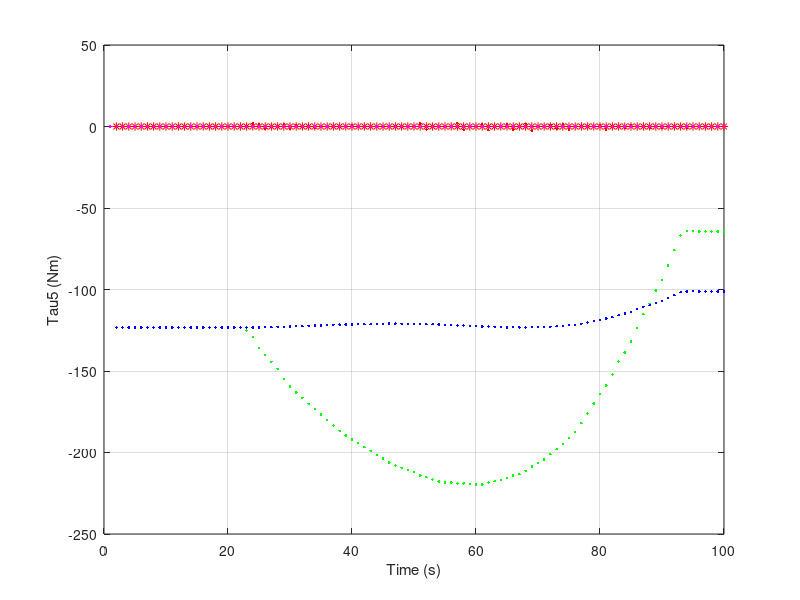

This chart was generated by the following MATLAB code:
%% TAO TAP HOP CAC DIEM QUY DAO MO PHONG
% syms l1 l2 l3 l4 l5 lc1 lc2 lc3 lc4 lc5
% syms t1 t2 t3 t4 t5
% syms Ixx1 Iyy1 Iyy2 Iyy3 Iyy4 Iyy5 Izz5
% syms m1 m2 m3 m4 m5

Ixx1 = 4.61147
Iyy1 = 29.9920
Iyy2 = 8.03322
Iyy3 = 16.04504
Iyy4 = 0.06328
Iyy5 = 0.24861 
Izz5 = 0.14388 

m1 = 27.5 %kg
m2 = 24.0
m3 = 25.0
m4 = 3.0
m5 = 15.0

l1 = 0.690 %m
l2 = 0.440
l3 = 0.500
l4 = 0.0
l5 = 0.230

lc1 = 0.660 %m
lc2 = 0.255
lc3 = 0.143
lc4 = 0.6
lc5 = 0.143

data = csvread('data_robot_tinh_toan.csv', 0, 1); % 'file.csv' là tên tệp CSV, 0 là số dòng bắt đầu (0 nếu không có dòng tiêu đ�?), 1 là số cột (cột thứ 2)

t1_array = data(:, 2)
t2_array = data(:, 3)
t3_array = data(:, 4)
t4_array = data(:, 5)
t5_array = data(:, 6)

t1_d_array = data(:, 8)
t2_d_array = data(:, 9)
t3_d_array = data(:, 10)
t4_d_array = data(:, 11)

t1_dd_array = data(:, 12)
t2_dd_array = data(:, 13)
t3_dd_array = data(:, 14)
t4_dd_array = data(:, 15)

t1 = 0 %rad
t2 = 0
t3 = 0
t4 = - pi / 2
t5 = 0

for i = 1:1:100

     t1 = t1_array(i) * pi / 180 %rad
     t2 = t2_array(i) * pi / 180
     t3 = t3_array(i) * pi / 180
     t4 = t4_array(i) * pi / 180
     t5 = t5_array(i) * pi / 180

     t1_d = t1_d_array(i) * pi / 180;
     t2_d = t2_d_array(i) * pi / 180;
     t3_d = t3_d_array(i) * pi / 180;
     t4_d = t4_d_array(i) * pi / 180;
     t5_d = 0;

     % TAO MA TRAN GIA TOC
     t1_dd = t1_dd_array(i) * pi / 180;
     t2_dd = t2_dd_array(i) * pi / 180;
     t3_dd = t3_dd_array(i) * pi / 180;
     t4_dd = t4_dd_array(i) * pi / 180;
     t5_dd = 0;

     q_dd = [t1_dd ; t2_dd ; t3_dd ; t4_dd ; t5_dd];

     %% RUT GON KET QUA BIEU THUC G
     G1 = 0
     G2 = (49*m4*(l3*cos(t2 + t3) + l2*cos(t2)))/5 + (49*m5*(l3*cos(t2 + t3) + l2*cos(t2)))/5 + (49*m3*(lc3*cos(t2 + t3) + l2*cos(t2)))/5 + (49*lc2*m2*cos(t2))/5
     G3 = (49*l3*m4*cos(t2 + t3))/5 + (49*l3*m5*cos(t2 + t3))/5 + (49*lc3*m3*cos(t2 + t3))/5
     G4 = 0
     G5 = 0

     G = [G1; G2; G3; G4; G5;]

     %% RUT GON KET QUA BIEU THUC D
     D11 = Iyy1 + Izz5 + Iyy2*cos(t2)*cos(t2) + Iyy3*cos(t2 + t3)*cos(t2 + t3) ...
     + m4*cos(t1)*cos(t1)*(cos(t2)*l2 + cos(t2 + t3)*...
     (l3))*(l3*cos(t2 + t3) + l2*cos(t2)) + m5*cos(t1)*cos(t1)*(cos(t2)*...
     (l2) + cos(t2 + t3)*l3)*(l3*cos(t2 + t3) + l2*cos(t2)) + m3*cos...
     (t1)*cos(t1)*(cos(t2)*l2 + cos(t2 + t3)*lc2)*...
     (lc3*cos(t2 + t3) + l2*cos(t2)) + m4*sin(t1)*sin(t1)*(cos(t2)*l2 + ...
     cos(t2 + t3)*l3)*(l3*cos(t2 + t3) + l2*cos(t2)) + m5*sin(t1)...
     *sin(t1)*(cos(t2)*l2 + cos(t2 + t3)*l3)*(l3*cos(t2 + ...
     t3) + l2*cos(t2)) + m3*sin(t1)*sin(t1)*(cos(t2)*l2 + cos(t2 + ...
     t3)*lc2)*(lc3*cos(t2 + t3) + l2*cos(t2)) + lc2*m2*cos(t1)*cos(...
     (t2))*lc2*cos(t1)*cos(t2) + lc2*m2*cos(t2)*sin(t1)*lc2*cos...
     (t2)*sin(t1)

     D12 = Iyy2*sin(t1)*sin(t2)*cos(t1)*cos(t2) - Iyy2*cos(t1)*sin(t2)...
     *cos(t2)*sin(t1) - m4*cos(t1)*sin(t1)*(cos(t2)*l2 + cos(t2 + ...
     t3)*l3)*(l3*sin(t2 + t3) + l2*sin(t2)) + m4*sin(t1)*cos(t1)*(cos...
     (t2)*l2 + cos(t2 + t3)*l3)*(l3*sin(t2 + t3) + l2*sin...
     (t2)) - m5*cos(t1)*sin(t1)*(cos(t2)*l2 + cos(t2 + t3)...
     *l3)*(l3*sin(t2 + t3) + l2*sin(t2)) + m5*sin(t1)*cos(t1)*(cos(t2)...
     *l2 + cos(t2 + t3)*l3)*(l3*sin(t2 + t3) + l2*sin(t2)) - ...
     m3*cos(t1)*sin(t1)*(cos(t2)*l2 + cos(t2 + t3)*...
     (lc3))*(lc3*sin(t2 + t3) + l2*sin(t2)) + m3*sin(t1)*cos(t1)*(cos(t2)*...
     (l2) + cos(t2 + t3)*lc2)*(lc3*sin(t2 + t3) + l2*sin(t2)) - Iyy3*cos...
     (t1)*sin(t2 + t3)*cos(t2 + t3)*sin(t1) + Iyy3*sin(t1)*sin...
     (t2 + t3)*cos(t2 + t3)*cos(t1) - lc2*m2*cos(t1)*cos(t2)*...
     (lc2)*sin(t1)*sin(t2) + lc2*m2*cos(t2)*sin(t1)*lc2*cos(t1)*sin(t2)

     D13 = Iyy3*sin(t1)*sin(t2 + t3)*cos(t2 + t3)*cos(t1) - Iyy3*cos(t1)...
     *sin(t2 + t3)*cos(t2 + t3)*sin(t1) - l3*m4*cos(t1)*sin(t2 + t3)*sin...
     (t1)*(cos(t2)*l2 + cos(t2 + t3)*l3) + l3*m4*sin(...
     (t1))*sin(t2 + t3)*cos(t1)*(cos(t2)*l2 + cos(t2 + t3)*...
     (l3)) - l3*m5*cos(t1)*sin(t2 + t3)*sin(t1)*(cos(t2)*l2 + cos(...
     (t2) + t3)*l3) + l3*m5*sin(t1)*sin(t2 + t3)*cos(t1)*(cos(t2)...
     *l2 + cos(t2 + t3)*l3) - lc3*m3*cos(t1)*sin(t2 + t3)...
     *sin(t1)*(cos(t2)*l2 + cos(t2 + t3)*lc2) + lc3*m3*sin...
     (t1)*sin(t2 + t3)*cos(t1)*(cos(t2)*l2 + cos(t2 + t3)...
     *lc2)

     D14 = 0

     D15 = -Izz5

     D21 = Iyy2*cos(t2)*(cos(t1)*sin(t1)*sin(t2) - sin(t1)*cos(t1)*sin(t2)) + ...
     Iyy3*cos(t2 + t3)*(cos(t1)*sin(t2 + t3)*sin(t1) - sin(t1)*sin...
     (t2 + t3)*cos(t1)) + m4*cos(t1)*sin(t1)*(l3*cos(t2 + t3) + l2*cos(t2))*(sin...
     (t2)*l2 + sin(t2 + t3)*l3) - m4*sin(t1)*cos(t1)*...
     (l3*cos(t2 + t3) + l2*cos(t2))*(sin(t2)*l2 + sin(t2 + t3)...
     *l3) + m5*cos(t1)*sin(t1)*(l3*cos(t2 + t3) + l2*cos(t2))*(sin(t2)...
     *l2 + sin(t2 + t3)*l3) - m5*sin(t1)*cos(t1)*(l3*cos(t2 ...
     + t3) + l2*cos(t2))*(sin(t2)*l2 + sin(t2 + t3)*l3) + ...
     m3*cos(t1)*sin(t1)*(lc3*cos(t2 + t3) + l2*cos(t2))*(sin(t2)*l2 + ...
     sin(t2 + t3)*lc2) - m3*sin(t1)*cos(t1)*(lc3*cos(t2 + t3) + ...
     l2*cos(t2))*(sin(t2)*l2 + sin(t2 + t3)*lc2) + ...
     lc2*m2*cos(t1)*sin(t2)*lc2*cos(t2)*sin(t1) - lc2*m2*sin(t1)...
     *sin(t2)*lc2*cos(t1)*cos(t2)

     D22 = sin(t1)*(Iyy5*(cos(t1)*cos(t5) + sin(t1)*sin(t5))*(cos(...
     (t1))*(cos(t1)*sin(t5) - cos(t5)*sin(t1)) + sin(t1)*(cos(t1)*cos(t5) + sin(t1)...
     *sin(t5))) - Iyy5*(cos(t1)*sin(t5) - cos(t5)*sin(t1))*(cos...
     (t1)*(cos(t1)*cos(t5) + sin(t1)*sin(t5)) - sin(t1)*(cos(t1)*sin(t5) - cos...
     (t5)*sin(t1)))) + cos(t1)*(Iyy3*cos(t1)*(cos(t1)*cos(t1) + sin(t1)...
     *sin(t1)) + Iyy3*sin(t1)*sin(t2 + t3)*(cos(t1)*sin(t2 + t3)...
     *sin(t1) - sin(t1)*sin(t2 + t3)*cos(t1))) + cos(t1)*(Iyy4*cos(t1)*(cos...
     (t1)*cos(t1) + sin(t1)*sin(t1)) + Iyy4*sin(t1)*(cos(t1)*sin...
     (t1) - sin(t1)*cos(t1))) + sin(t1)*(Iyy3*sin(t1)*(cos(t1)*cos(t1) + ...
     sin(t1)*sin(t1)) - Iyy3*cos(t1)*sin(t2 + t3)*(cos(t1)...
     *sin(t2 + t3)*sin(t1) - sin(t1)*sin(t2 + t3)*cos(t1))) - sin(t1)*(Iyy4*cos(...
     (t1))*(cos(t1)*sin(t1) - sin(t1)*cos(t1)) - Iyy4*sin(t1)*(cos(...
     (t1))*cos(t1) + sin(t1)*sin(t1))) + cos(t1)*(Iyy2*cos(t1)*(cos(t1)...
     *cos(t1) + sin(t1)*sin(t1)) + Iyy2*sin(t1)*sin(t2)*(cos(t1)...
     *sin(t1)*sin(t2) - sin(t1)*cos(t1)*sin(t2))) + sin(t1)*(Iyy2*sin(t1)*(cos...
     (t1)*cos(t1) + sin(t1)*sin(t1)) - Iyy2*cos(t1)*sin(t2)*(cos...
     (t1)*sin(t1)*sin(t2) - sin(t1)*cos(t1)*sin(t2))) + cos(t1)*(Iyy5*(cos...
     (t1)*cos(t5) + sin(t1)*sin(t5))*(cos(t1)*(cos(t1)*cos...
     (t5) + sin(t1)*sin(t5)) - sin(t1)*(cos(t1)*sin(t5) - cos(t5)*sin(t1))) + Iyy5*...
     (cos(t1)*sin(t5) - cos(t5)*sin(t1))*(cos(t1)*(cos(t1)...
     *sin(t5) - cos(t5)*sin(t1)) + sin(t1)*(cos(t1)*cos(t5) + sin(t1)*sin(t5)))) + ...
     m4*(cos(t2)*l2 + cos(t2 + t3)*l3)*(l3*cos(t2 + t3) + ...
     l2*cos(t2)) + m5*(cos(t2)*l2 + cos(t2 + t3)*l3)*(l3*cos...
     (t2 + t3) + l2*cos(t2)) + m3*(cos(t2)*l2 + cos(t2 + t3)*...
     (lc3))*(lc3*cos(t2 + t3) + l2*cos(t2)) + m4*cos(t1)*cos(t1)*(sin(t2)*...
     (l2) + sin(t2 + t3)*l3)*(l3*sin(t2 + t3) + l2*sin(t2)) + m5*cos...
     (t1)*cos(t1)*(sin(t2)*l2 + sin(t2 + t3)*l3)*...
     (l3*sin(t2 + t3) + l2*sin(t2)) + m3*cos(t1)*cos(t1)*(sin(t2)*l2 + ...
     sin(t2 + t3)*lc2)*(lc3*sin(t2 + t3) + l2*sin(t2)) + lc2*m2*cos(...
     (t2))*lc2*cos(t2) + m4*sin(t1)*sin(t1)*(sin(t2)*l2 + sin(...
     (t2) + t3)*l3)*(l3*sin(t2 + t3) + l2*sin(t2)) + m5*sin(t1)*sin(t1)*...
     (sin(t2)*l2 + sin(t2 + t3)*l3)*(l3*sin(t2 + t3) + ...
     l2*sin(t2)) + m3*sin(t1)*sin(t1)*(sin(t2)*l2 + sin(t2 + ...
     (t3))*lc2)*(lc3*sin(t2 + t3) + l2*sin(t2)) + lc2*m2*cos(t1)*sin(t2)...
     *lc2*cos(t1)*sin(t2) + lc2*m2*sin(t1)*sin(t2)*lc2*sin(t1)*sin...
     (t2)

     D23 = sin(t1)*(Iyy5*(cos(t1)*cos(t5) + sin(t1)*sin(t5))*(cos(...
     (t1))*(cos(t1)*sin(t5) - cos(t5)*sin(t1)) + sin(t1)*(cos(t1)*cos(t5) + sin(t1)...
     *sin(t5))) - Iyy5*(cos(t1)*sin(t5) - cos(t5)*sin(t1))*(cos...
     (t1)*(cos(t1)*cos(t5) + sin(t1)*sin(t5)) - sin(t1)*(cos(t1)*sin(t5) - cos...
     (t5)*sin(t1)))) + cos(t1)*(Iyy3*cos(t1)*(cos(t1)*cos(t1) + sin(t1)...
     *sin(t1)) + Iyy3*sin(t1)*sin(t2 + t3)*(cos(t1)*sin(t2 + t3)...
     *sin(t1) - sin(t1)*sin(t2 + t3)*cos(t1))) + cos(t1)*(Iyy4*cos(t1)*(cos...
     (t1)*cos(t1) + sin(t1)*sin(t1)) + Iyy4*sin(t1)*(cos(t1)*sin...
     (t1) - sin(t1)*cos(t1))) + sin(t1)*(Iyy3*sin(t1)*(cos(t1)*cos(t1) + ...
     sin(t1)*sin(t1)) - Iyy3*cos(t1)*sin(t2 + t3)*(cos(t1)...
     *sin(t2 + t3)*sin(t1) - sin(t1)*sin(t2 + t3)*cos(t1))) - sin(t1)*(Iyy4*cos(...
     (t1))*(cos(t1)*sin(t1) - sin(t1)*cos(t1)) - Iyy4*sin(t1)*(cos(...
     (t1))*cos(t1) + sin(t1)*sin(t1))) + cos(t1)*(Iyy5*(cos(t1)*cos(t5) ...
     + sin(t1)*sin(t5))*(cos(t1)*(cos(t1)*cos(t5) + sin(t1)*sin(t5)) - ...
     sin(t1)*(cos(t1)*sin(t5) - cos(t5)*sin(t1))) + Iyy5*(cos(t1)*sin(...
     (t5)) - cos(t5)*sin(t1))*(cos(t1)*(cos(t1)*sin(t5) - cos(t5)*sin...
     (t1)) + sin(t1)*(cos(t1)*cos(t5) + sin(t1)*sin(t5)))) + l3*m4*cos(t2 + t3)*(cos...
     (t2)*l2 + cos(t2 + t3)*l3) + l3*m5*cos(t2 + t3)*(cos...
     (t2)*l2 + cos(t2 + t3)*l3) + lc3*m3*cos(t2 + t3)*(cos...
     (t2)*l2 + cos(t2 + t3)*lc2) + l3*m4*cos(t1)*sin...
     (t2 + t3)*cos(t1)*(sin(t2)*l2 + sin(t2 + t3)*l3) + ...
     l3*m5*cos(t1)*sin(t2 + t3)*cos(t1)*(sin(t2)*l2 + sin(t2 + ...
     t3)*l3) + lc3*m3*cos(t1)*sin(t2 + t3)*cos(t1)*(sin(t2)*...
     (l2) + sin(t2 + t3)*lc2) + l3*m4*sin(t1)*sin(t2 + t3)*sin(t1)...
     *(sin(t2)*l2 + sin(t2 + t3)*l3) + l3*m5*sin(t1)...
     *sin(t2 + t3)*sin(t1)*(sin(t2)*l2 + sin(t2 + t3)*l3) + ...
     lc3*m3*sin(t1)*sin(t2 + t3)*sin(t1)*(sin(t2)*l2 + sin(t2 + ...
     t3)*lc2)

     D24 = sin(t1)*(Iyy5*(cos(t1)*cos(t5) + sin(t1)*sin(t5))*(cos(...
     (t1))*(cos(t1)*sin(t5) - cos(t5)*sin(t1)) + sin(t1)*(cos(t1)*cos(t5) + sin(t1)...
     *sin(t5))) - Iyy5*(cos(t1)*sin(t5) - cos(t5)*sin(t1))*(cos...
     (t1)*(cos(t1)*cos(t5) + sin(t1)*sin(t5)) - sin(t1)*(cos(t1)*sin(t5) - cos...
     (t5)*sin(t1)))) + cos(t1)*(Iyy4*cos(t1)*(cos(t1)*cos(t1) + sin(t1)...
     *sin(t1)) + Iyy4*sin(t1)*(cos(t1)*sin(t1) - sin(t1)*cos(t1))) - sin...
     (t1)*(Iyy4*cos(t1)*(cos(t1)*sin(t1) - sin(t1)*cos(t1)) - Iyy4*sin...
     (t1)*(cos(t1)*cos(t1) + sin(t1)*sin(t1))) + cos(t1)*(Iyy5*(cos(...
     (t1))*cos(t5) + sin(t1)*sin(t5))*(cos(t1)*(cos(t1)*cos(t5) + ...
     sin(t1)*sin(t5)) - sin(t1)*(cos(t1)*sin(t5) - cos(t5)*sin(t1))) + Iyy5*(cos...
     (t1)*sin(t5) - cos(t5)*sin(t1))*(cos(t1)*(cos(t1)*sin...
     (t5) - cos(t5)*sin(t1)) + sin(t1)*(cos(t1)*cos(t5) + sin(t1)*sin(t5))))

     D25 = 0

     D31 = Iyy3*cos(t2 + t3)*(cos(t1)*sin(t2 + t3)*sin(t1) - sin(t1)*sin...
     (t2 + t3)*cos(t1)) + m4*cos(t1)*sin(t2 + t3)*l3*sin(t1)*...
     (l3*cos(t2 + t3) + l2*cos(t2)) - m4*sin(t1)*sin(t2 + t3)*l3...
     *cos(t1)*(l3*cos(t2 + t3) + l2*cos(t2)) + m5*cos(t1)*sin(t2 + t3)...
     *l3*sin(t1)*(l3*cos(t2 + t3) + l2*cos(t2)) - m5*sin(t1)*sin(t2 + ...
     t3)*l3*cos(t1)*(l3*cos(t2 + t3) + l2*cos(t2)) + m3*cos(t1)*sin(...
     (t2) + t3)*lc2*sin(t1)*(lc3*cos(t2 + t3) + l2*cos(t2)) - m3*sin(t1)...
     *sin(t2 + t3)*lc2*cos(t1)*(lc3*cos(t2 + t3) + l2*cos(t2))

     D32 = sin(t1)*(Iyy5*(cos(t1)*cos(t5) + sin(t1)*sin(t5))*(cos(...
     (t1))*(cos(t1)*sin(t5) - cos(t5)*sin(t1)) + sin(t1)*(cos(t1)*cos(t5) + sin(t1)...
     *sin(t5))) - Iyy5*(cos(t1)*sin(t5) - cos(t5)*sin(t1))*(cos...
     (t1)*(cos(t1)*cos(t5) + sin(t1)*sin(t5)) - sin(t1)*(cos(t1)*sin(t5) - cos...
     (t5)*sin(t1)))) + cos(t1)*(Iyy3*cos(t1)*(cos(t1)*cos(t1) + sin(t1)...
     *sin(t1)) + Iyy3*sin(t1)*sin(t2 + t3)*(cos(t1)*sin(t2 + t3)...
     *sin(t1) - sin(t1)*sin(t2 + t3)*cos(t1))) + cos(t1)*(Iyy4*cos(t1)*(cos...
     (t1)*cos(t1) + sin(t1)*sin(t1)) + Iyy4*sin(t1)*(cos(t1)*sin...
     (t1) - sin(t1)*cos(t1))) + sin(t1)*(Iyy3*sin(t1)*(cos(t1)*cos(t1) + ...
     sin(t1)*sin(t1)) - Iyy3*cos(t1)*sin(t2 + t3)*(cos(t1)...
     *sin(t2 + t3)*sin(t1) - sin(t1)*sin(t2 + t3)*cos(t1))) - sin(t1)*(Iyy4*cos(...
     (t1))*(cos(t1)*sin(t1) - sin(t1)*cos(t1)) - Iyy4*sin(t1)*(cos(...
     (t1))*cos(t1) + sin(t1)*sin(t1))) + cos(t1)*(Iyy5*(cos(t1)*cos(t5) ...
     + sin(t1)*sin(t5))*(cos(t1)*(cos(t1)*cos(t5) + sin(t1)*sin(t5)) - ...
     sin(t1)*(cos(t1)*sin(t5) - cos(t5)*sin(t1))) + Iyy5*(cos(t1)*sin(...
     (t5)) - cos(t5)*sin(t1))*(cos(t1)*(cos(t1)*sin(t5) - cos(t5)*sin...
     (t1)) + sin(t1)*(cos(t1)*cos(t5) + sin(t1)*sin(t5)))) + m4*cos(t2 + ...
     (t3))*l3*(l3*cos(t2 + t3) + l2*cos(t2)) + m5*cos(t2 + t3)*l3*...
     (l3*cos(t2 + t3) + l2*cos(t2)) + m3*cos(t2 + t3)*lc2*(lc3*cos(t2 + ...
     t3) + l2*cos(t2)) + m4*cos(t1)*sin(t2 + t3)*l3*cos(t1)*...
     (l3*sin(t2 + t3) + l2*sin(t2)) + m5*cos(t1)*sin(t2 + t3)*l3...
     *cos(t1)*(l3*sin(t2 + t3) + l2*sin(t2)) + m3*cos(t1)*sin(t2 + t3)...
     *lc2*cos(t1)*(lc3*sin(t2 + t3) + l2*sin(t2)) + m4*sin(t1)*sin(t2 + ...
     t3)*l3*sin(t1)*(l3*sin(t2 + t3) + l2*sin(t2)) + m5*sin(t1)*sin(...
     (t2) + t3)*l3*sin(t1)*(l3*sin(t2 + t3) + l2*sin(t2)) + m3*sin(t1)...
     *sin(t2 + t3)*lc2*sin(t1)*(lc3*sin(t2 + t3) + l2*sin(t2))

     D33 = sin(t1)*(Iyy5*(cos(t1)*cos(t5) + sin(t1)*sin(t5))*(cos(...
     (t1))*(cos(t1)*sin(t5) - cos(t5)*sin(t1)) + sin(t1)*(cos(t1)*cos(t5) + sin(t1)...
     *sin(t5))) - Iyy5*(cos(t1)*sin(t5) - cos(t5)*sin(t1))*(cos...
     (t1)*(cos(t1)*cos(t5) + sin(t1)*sin(t5)) - sin(t1)*(cos(t1)*sin(t5) - cos...
     (t5)*sin(t1)))) + cos(t1)*(Iyy3*cos(t1)*(cos(t1)*cos(t1) + sin(t1)...
     *sin(t1)) + Iyy3*sin(t1)*sin(t2 + t3)*(cos(t1)*sin(t2 + t3)...
     *sin(t1) - sin(t1)*sin(t2 + t3)*cos(t1))) + cos(t1)*(Iyy4*cos(t1)*(cos...
     (t1)*cos(t1) + sin(t1)*sin(t1)) + Iyy4*sin(t1)*(cos(t1)*sin...
     (t1) - sin(t1)*cos(t1))) + sin(t1)*(Iyy3*sin(t1)*(cos(t1)*cos(t1) + ...
     sin(t1)*sin(t1)) - Iyy3*cos(t1)*sin(t2 + t3)*(cos(t1)...
     *sin(t2 + t3)*sin(t1) - sin(t1)*sin(t2 + t3)*cos(t1))) - sin(t1)*(Iyy4*cos(...
     (t1))*(cos(t1)*sin(t1) - sin(t1)*cos(t1)) - Iyy4*sin(t1)*(cos(...
     (t1))*cos(t1) + sin(t1)*sin(t1))) + cos(t1)*(Iyy5*(cos(t1)*cos(t5) ...
     + sin(t1)*sin(t5))*(cos(t1)*(cos(t1)*cos(t5) + sin(t1)*sin(t5)) - ...
     sin(t1)*(cos(t1)*sin(t5) - cos(t5)*sin(t1))) + Iyy5*(cos(t1)*sin(...
     (t5)) - cos(t5)*sin(t1))*(cos(t1)*(cos(t1)*sin(t5) - cos(t5)*sin...
     (t1)) + sin(t1)*(cos(t1)*cos(t5) + sin(t1)*sin(t5)))) + l3*m4*cos(t2 + ...
     t3)*cos(t2 + t3)*l3 + l3*m5*cos(t2 + t3)*cos(t2 + t3)*...
     (l3) + lc3*m3*cos(t2 + t3)*cos(t2 + t3)*lc2 + l3*m4*cos(t1)...
     *sin(t2 + t3)*sin(t2 + t3)*l3*cos(t1) + l3*m5*cos(t1)*sin...
     (t2 + t3)*sin(t2 + t3)*l3*cos(t1) + lc3*m3*cos(t1)*sin(...
     (t2) + t3)*sin(t2 + t3)*lc2*cos(t1) + l3*m4*sin(t1)*sin(t2 + ...
     t3)*sin(t2 + t3)*l3*sin(t1) + l3*m5*sin(t1)*sin(t2 + ...
     (t3))*sin(t2 + t3)*l3*sin(t1) + lc3*m3*sin(t1)*sin(t2 + t3)...
     *sin(t2 + t3)*lc2*sin(t1)

     D34 = sin(t1)*(Iyy5*(cos(t1)*cos(t5) + sin(t1)*sin(t5))*(cos(...
     (t1))*(cos(t1)*sin(t5) - cos(t5)*sin(t1)) + sin(t1)*(cos(t1)*cos(t5) + sin(t1)...
     *sin(t5))) - Iyy5*(cos(t1)*sin(t5) - cos(t5)*sin(t1))*(cos...
     (t1)*(cos(t1)*cos(t5) + sin(t1)*sin(t5)) - sin(t1)*(cos(t1)*sin(t5) - cos...
     (t5)*sin(t1)))) + cos(t1)*(Iyy4*cos(t1)*(cos(t1)*cos(t1) + sin(t1)...
     *sin(t1)) + Iyy4*sin(t1)*(cos(t1)*sin(t1) - sin(t1)*cos(t1))) - sin...
     (t1)*(Iyy4*cos(t1)*(cos(t1)*sin(t1) - sin(t1)*cos(t1)) - Iyy4*sin...
     (t1)*(cos(t1)*cos(t1) + sin(t1)*sin(t1))) + cos(t1)*(Iyy5*(cos(...
     (t1))*cos(t5) + sin(t1)*sin(t5))*(cos(t1)*(cos(t1)*cos(t5) + ...
     sin(t1)*sin(t5)) - sin(t1)*(cos(t1)*sin(t5) - cos(t5)*sin(t1))) + Iyy5*(cos...
     (t1)*sin(t5) - cos(t5)*sin(t1))*(cos(t1)*(cos(t1)*sin...
     (t5) - cos(t5)*sin(t1)) + sin(t1)*(cos(t1)*cos(t5) + sin(t1)*sin(t5))))

     D35 = 0

     D41 = 0

     D42 = sin(t1)*(Iyy5*(cos(t1)*cos(t5) + sin(t1)*sin(t5))*(cos(...
     (t1))*(cos(t1)*sin(t5) - cos(t5)*sin(t1)) + sin(t1)*(cos(t1)*cos(t5) + sin(t1)...
     *sin(t5))) - Iyy5*(cos(t1)*sin(t5) - cos(t5)*sin(t1))*(cos...
     (t1)*(cos(t1)*cos(t5) + sin(t1)*sin(t5)) - sin(t1)*(cos(t1)*sin(t5) - cos...
     (t5)*sin(t1)))) + cos(t1)*(Iyy4*cos(t1)*(cos(t1)*cos(t1) + sin(t1)...
     *sin(t1)) + Iyy4*sin(t1)*(cos(t1)*sin(t1) - sin(t1)*cos(t1))) - sin...
     (t1)*(Iyy4*cos(t1)*(cos(t1)*sin(t1) - sin(t1)*cos(t1)) - Iyy4*sin...
     (t1)*(cos(t1)*cos(t1) + sin(t1)*sin(t1))) + cos(t1)*(Iyy5*(cos(...
     (t1))*cos(t5) + sin(t1)*sin(t5))*(cos(t1)*(cos(t1)*cos(t5) + ...
     sin(t1)*sin(t5)) - sin(t1)*(cos(t1)*sin(t5) - cos(t5)*sin(t1))) + Iyy5*(cos...
     (t1)*sin(t5) - cos(t5)*sin(t1))*(cos(t1)*(cos(t1)*sin...
     (t5) - cos(t5)*sin(t1)) + sin(t1)*(cos(t1)*cos(t5) + sin(t1)*sin(t5))))

     D43 = sin(t1)*(Iyy5*(cos(t1)*cos(t5) + sin(t1)*sin(t5))*(cos(...
     (t1))*(cos(t1)*sin(t5) - cos(t5)*sin(t1)) + sin(t1)*(cos(t1)*cos(t5) + sin(t1)...
     *sin(t5))) - Iyy5*(cos(t1)*sin(t5) - cos(t5)*sin(t1))*(cos...
     (t1)*(cos(t1)*cos(t5) + sin(t1)*sin(t5)) - sin(t1)*(cos(t1)*sin(t5) - cos...
     (t5)*sin(t1)))) + cos(t1)*(Iyy4*cos(t1)*(cos(t1)*cos(t1) + sin(t1)...
     *sin(t1)) + Iyy4*sin(t1)*(cos(t1)*sin(t1) - sin(t1)*cos(t1))) - sin...
     (t1)*(Iyy4*cos(t1)*(cos(t1)*sin(t1) - sin(t1)*cos(t1)) - Iyy4*sin...
     (t1)*(cos(t1)*cos(t1) + sin(t1)*sin(t1))) + cos(t1)*(Iyy5*(cos(...
     (t1))*cos(t5) + sin(t1)*sin(t5))*(cos(t1)*(cos(t1)*cos(t5) + ...
     sin(t1)*sin(t5)) - sin(t1)*(cos(t1)*sin(t5) - cos(t5)*sin(t1))) + Iyy5*(cos...
     (t1)*sin(t5) - cos(t5)*sin(t1))*(cos(t1)*(cos(t1)*sin...
     (t5) - cos(t5)*sin(t1)) + sin(t1)*(cos(t1)*cos(t5) + sin(t1)*sin(t5))))

     D44 = sin(t1)*(Iyy5*(cos(t1)*cos(t5) + sin(t1)*sin(t5))*(cos(...
     (t1))*(cos(t1)*sin(t5) - cos(t5)*sin(t1)) + sin(t1)*(cos(t1)*cos(t5) + sin(t1)...
     *sin(t5))) - Iyy5*(cos(t1)*sin(t5) - cos(t5)*sin(t1))*(cos...
     (t1)*(cos(t1)*cos(t5) + sin(t1)*sin(t5)) - sin(t1)*(cos(t1)*sin(t5) - cos...
     (t5)*sin(t1)))) + cos(t1)*(Iyy4*cos(t1)*(cos(t1)*cos(t1) + sin(t1)...
     *sin(t1)) + Iyy4*sin(t1)*(cos(t1)*sin(t1) - sin(t1)*cos(t1))) - sin...
     (t1)*(Iyy4*cos(t1)*(cos(t1)*sin(t1) - sin(t1)*cos(t1)) - Iyy4*sin...
     (t1)*(cos(t1)*cos(t1) + sin(t1)*sin(t1))) + cos(t1)*(Iyy5*(cos(...
     (t1))*cos(t5) + sin(t1)*sin(t5))*(cos(t1)*(cos(t1)*cos(t5) + ...
     sin(t1)*sin(t5)) - sin(t1)*(cos(t1)*sin(t5) - cos(t5)*sin(t1))) + Iyy5*(cos...
     (t1)*sin(t5) - cos(t5)*sin(t1))*(cos(t1)*(cos(t1)*sin...
     (t5) - cos(t5)*sin(t1)) + sin(t1)*(cos(t1)*cos(t5) + sin(t1)*sin(t5))))

     D45 = 0

     D51 = -Izz5

     D52 = 0

     D53 = 0

     D54 = 0

     D55 = Izz5

     %% RUT GON KET QUA BIEU THUC V
     
     V1 = t3_d^2*(Iyy3*cos(t1)*sin(t2 + t3)*sin(t2 + t3)*sin(t1) - Iyy3*sin...
     (t1)*sin(t2 + t3)*sin(t2 + t3)*cos(t1) - Iyy3*cos(t1)*cos...
     (t2 + t3)*cos(t2 + t3)*sin(t1) + Iyy3*sin(t1)*cos(t2 + ...
     (t3))*cos(t2 + t3)*cos(t1) - l3*m4*cos(t1)*cos(t2 + t3)*sin(t1)*(cos(t2)...
     *l2 + cos(t2 + t3)*l3) + l3*m4*sin(t1)*cos(t2 + t3)*cos...
     (t1)*(cos(t2)*l2 + cos(t2 + t3)*l3) - l3*m5*cos(...
     (t1))*cos(t2 + t3)*sin(t1)*(cos(t2)*l2 + cos(t2 + t3)*...
     (l3)) + l3*m5*sin(t1)*cos(t2 + t3)*cos(t1)*(cos(t2)*l2 + cos(...
     (t2) + t3)*l3) - lc3*m3*cos(t1)*cos(t2 + t3)*sin(t1)*(cos(t2)...
     *l2 + cos(t2 + t3)*lc3) + lc3*m3*sin(t1)*cos(t2 + t3)...
     *cos(t1)*(cos(t2)*l2 + cos(t2 + t3)*lc3) + l3*m4*cos...
     (t1)*sin(t2 + t3)*sin(t2 + t3)*l3*sin(t1) - l3*m4*sin(...
     (t1))*sin(t2 + t3)*sin(t2 + t3)*l3*cos(t1) + l3*m5*cos(t1)...
     *sin(t2 + t3)*sin(t2 + t3)*l3*sin(t1) - l3*m5*sin(t1)*sin...
     (t2 + t3)*sin(t2 + t3)*l3*cos(t1) + lc3*m3*cos(t1)*sin(...
     (t2) + t3)*sin(t2 + t3)*lc3*sin(t1) - lc3*m3*sin(t1)*sin(t2 + ...
     t3)*sin(t2 + t3)*lc3*cos(t1)) + t2_d^2*(Iyy3*cos(t1)*sin(t2 + ...
     t3)*sin(t2 + t3)*sin(t1) - Iyy3*sin(t1)*sin(t2 + t3)*sin(t2 + ...
     t3)*cos(t1) + m4*cos(t1)*sin(t1)*(sin(t2)*l2 + sin(t2 + ...
     (t3))*l3)*(l3*sin(t2 + t3) + l2*sin(t2)) - m4*sin(t1)*cos(t1)*(sin(...
     (t2))*l2 + sin(t2 + t3)*l3)*(l3*sin(t2 + t3) + l2*sin(t2)) + ...
     m5*cos(t1)*sin(t1)*(sin(t2)*l2 + sin(t2 + t3)*l3)...
     *(l3*sin(t2 + t3) + l2*sin(t2)) - m5*sin(t1)*cos(t1)*(sin(t2)*l2 + ...
     sin(t2 + t3)*l3)*(l3*sin(t2 + t3) + l2*sin(t2)) + m3*cos(t1)...
     *sin(t1)*(sin(t2)*l2 + sin(t2 + t3)*lc3)*(lc3*sin(t2 + ...
     t3) + l2*sin(t2)) - m3*sin(t1)*cos(t1)*(sin(t2)*l2 + sin(t2 + ...
     t3)*lc3)*(lc3*sin(t2 + t3) + l2*sin(t2)) - m4*cos(t1)*sin(t1)*(cos...
     (t2)*l2 + cos(t2 + t3)*l3)*(l3*cos(t2 + t3) + l2*cos...
     (t2)) + m4*sin(t1)*cos(t1)*(cos(t2)*l2 + cos(t2 + t3)...
     *l3)*(l3*cos(t2 + t3) + l2*cos(t2)) - m5*cos(t1)*sin(t1)*(cos(t2)...
     *l2 + cos(t2 + t3)*l3)*(l3*cos(t2 + t3) + l2*cos(t2)) + ...
     m5*sin(t1)*cos(t1)*(cos(t2)*l2 + cos(t2 + t3)*l3)...
     *(l3*cos(t2 + t3) + l2*cos(t2)) - m3*cos(t1)*sin(t1)*(cos(t2)*l2 + ...
     cos(t2 + t3)*lc3)*(lc3*cos(t2 + t3) + l2*cos(t2)) + m3*sin(...
     (t1))*cos(t1)*(cos(t2)*l2 + cos(t2 + t3)*lc3)*(lc3*cos...
     (t2 + t3) + l2*cos(t2)) - Iyy2*cos(t1)*cos(t2)*cos(t2)*sin(t1) + Iyy2*cos...
     (t2)*sin(t1)*cos(t1)*cos(t2) - Iyy3*cos(t1)*cos(t2 + ...
     (t3))*cos(t2 + t3)*sin(t1) + Iyy3*sin(t1)*cos(t2 + t3)*cos(t2 + t3)...
     *cos(t1) + Iyy2*cos(t1)*sin(t2)*sin(t1)*sin(t2) - Iyy2*sin(t1)*sin...
     (t2)*cos(t1)*sin(t2) - lc2*m2*cos(t1)*cos(t2)*lc2*cos(t2)*sin...
     (t1) + lc2*m2*cos(t2)*sin(t1)*lc2*cos(t1)*cos(t2) + lc2*m2*cos(...
     (t1))*sin(t2)*lc2*sin(t1)*sin(t2) - lc2*m2*sin(t1)*sin(t2)...
     *lc2*cos(t1)*sin(t2)) + t2_d*t3_d*(Iyy3*cos(t1)*sin(t2 + t3)...
     *sin(t2 + t3)*sin(t1) - Iyy3*sin(t1)*sin(t2 + t3)*sin(t2 + t3)*cos...
     (t1) - Iyy3*cos(t1)*cos(t2 + t3)*cos(t2 + t3)*sin(t1) + Iyy3*sin...
     (t1)*cos(t2 + t3)*cos(t2 + t3)*cos(t1) - l3*m4*cos(t1)*cos(t2 ...
     + t3)*sin(t1)*(cos(t2)*l2 + cos(t2 + t3)*l3) + ...
     l3*m4*sin(t1)*cos(t2 + t3)*cos(t1)*(cos(t2)*l2 + cos(t2 + ...
     t3)*l3) - l3*m5*cos(t1)*cos(t2 + t3)*sin(t1)*(cos(t2)*...
     (l2) + cos(t2 + t3)*l3) + l3*m5*sin(t1)*cos(t2 + t3)*cos(t1)*...
     (cos(t2)*l2 + cos(t2 + t3)*l3) - lc3*m3*cos(t1)...
     *cos(t2 + t3)*sin(t1)*(cos(t2)*l2 + cos(t2 + t3)*lc3) + ...
     lc3*m3*sin(t1)*cos(t2 + t3)*cos(t1)*(cos(t2)*l2 + cos(t2 + ...
     t3)*lc3) + m4*cos(t1)*sin(t2 + t3)*l3*sin(t1)*...
     (l3*sin(t2 + t3) + l2*sin(t2)) - m4*sin(t1)*sin(t2 + t3)*l3...
     *cos(t1)*(l3*sin(t2 + t3) + l2*sin(t2)) + m5*cos(t1)*sin(t2 + t3)...
     *l3*sin(t1)*(l3*sin(t2 + t3) + l2*sin(t2)) - m5*sin(t1)*sin(t2 + ...
     t3)*l3*cos(t1)*(l3*sin(t2 + t3) + l2*sin(t2)) + m3*cos(t1)*sin(...
     (t2) + t3)*lc3*sin(t1)*(lc3*sin(t2 + t3) + l2*sin(t2)) - m3*sin(t1)...
     *sin(t2 + t3)*lc3*cos(t1)*(lc3*sin(t2 + t3) + l2*sin(t2))) - ...
     t1_d*t2_d*(Iyy2*cos(t2)*sin(t2) + Iyy2*sin(t2)*cos(t2) + Iyy3*cos(...
     (t2) + t3)*sin(t2 + t3) + Iyy3*sin(t2 + t3)*cos(t2 + t3) + m4*sin...
     (t1)*sin(t1)*(cos(t2)*l2 + cos(t2 + t3)*l3)*...
     (l3*sin(t2 + t3) + l2*sin(t2)) + m4*sin(t1)*sin(t1)*(l3*cos(t2 + t3) + l2*cos...
     (t2))*(sin(t2)*l2 + sin(t2 + t3)*l3) + m5*sin(t1)...
     *sin(t1)*(cos(t2)*l2 + cos(t2 + t3)*l3)*(l3*sin(t2 + ...
     t3) + l2*sin(t2)) + m5*sin(t1)*sin(t1)*(l3*cos(t2 + t3) + l2*cos(t2))*(sin(...
     (t2))*l2 + sin(t2 + t3)*l3) + m3*sin(t1)*sin(t1)*(cos...
     (t2)*l2 + cos(t2 + t3)*lc3)*(lc3*sin(t2 + t3) + l2*sin...
     (t2)) + m3*sin(t1)*sin(t1)*(lc3*cos(t2 + t3) + l2*cos(t2))*(sin(t2)*...
     (l2) + sin(t2 + t3)*lc3) + m4*cos(t1)*cos(t1)*(cos(t2)...
     *l2 + cos(t2 + t3)*l3)*(l3*sin(t2 + t3) + l2*sin(t2)) + ...
     m4*cos(t1)*cos(t1)*(l3*cos(t2 + t3) + l2*cos(t2))*(sin(t2)*l2 + sin...
     (t2 + t3)*l3) + m5*cos(t1)*cos(t1)*(cos(t2)*l2 + ...
     cos(t2 + t3)*l3)*(l3*sin(t2 + t3) + l2*sin(t2)) + m5*cos(t1)...
     *cos(t1)*(l3*cos(t2 + t3) + l2*cos(t2))*(sin(t2)*l2 + sin(t2 + ...
     (t3))*l3) + m3*cos(t1)*cos(t1)*(cos(t2)*l2 + cos(t2 + ...
     t3)*lc3)*(lc3*sin(t2 + t3) + l2*sin(t2)) + m3*cos(t1)*cos(t1)*...
     (lc3*cos(t2 + t3) + l2*cos(t2))*(sin(t2)*l2 + sin(t2 + t3)...
     *lc3) + lc2*m2*cos(t1)*cos(t2)*lc2*cos(t1)*sin(t2) + ...
     lc2*m2*cos(t1)*sin(t2)*lc2*cos(t1)*cos(t2) + lc2*m2*cos(t2)...
     *sin(t1)*lc2*sin(t1)*sin(t2) + lc2*m2*sin(t1)*sin(t2)*...
     (lc2)*cos(t2)*sin(t1)) - t1_d*t3_d*(Iyy3*cos(t2 + t3)*sin(t2 + t3) + ...
     Iyy3*sin(t2 + t3)*cos(t2 + t3) + l3*m4*cos(t1)*sin(t2 + t3)*cos(t1)...
     *(cos(t2)*l2 + cos(t2 + t3)*l3) + l3*m5*cos(t1)...
     *sin(t2 + t3)*cos(t1)*(cos(t2)*l2 + cos(t2 + t3)*l3) + ...
     lc3*m3*cos(t1)*sin(t2 + t3)*cos(t1)*(cos(t2)*l2 + cos(t2 + ...
     t3)*lc3) + l3*m4*sin(t1)*sin(t2 + t3)*sin(t1)*(cos(t2)*...
     (l2) + cos(t2 + t3)*l3) + l3*m5*sin(t1)*sin(t2 + t3)*sin(t1)*...
     (cos(t2)*l2 + cos(t2 + t3)*l3) + lc3*m3*sin(t1)...
     *sin(t2 + t3)*sin(t1)*(cos(t2)*l2 + cos(t2 + t3)*lc3) + ...
     m4*cos(t1)*sin(t2 + t3)*l3*cos(t1)*(l3*cos(t2 + t3) + l2*cos...
     (t2)) + m5*cos(t1)*sin(t2 + t3)*l3*cos(t1)*(l3*cos(t2 + t3) + ...
     l2*cos(t2)) + m3*cos(t1)*sin(t2 + t3)*lc3*cos(t1)*(lc3*cos(t2 ...
     + t3) + l2*cos(t2)) + m4*sin(t1)*sin(t2 + t3)*l3*sin(t1)*...
     (l3*cos(t2 + t3) + l2*cos(t2)) + m5*sin(t1)*sin(t2 + t3)*l3...
     *sin(t1)*(l3*cos(t2 + t3) + l2*cos(t2)) + m3*sin(t1)*sin(t2 + t3)...
     *lc3*sin(t1)*(lc3*cos(t2 + t3) + l2*cos(t2))) + t2_d*t3_d*(Iyy3*cos(t1)...
     *sin(t2 + t3)*sin(t2 + t3)*sin(t1) - Iyy3*sin(t1)*sin(t2 + ...
     t3)*sin(t2 + t3)*cos(t1) - Iyy3*cos(t1)*cos(t2 + t3)*cos(t2 + ...
     t3)*sin(t1) + Iyy3*sin(t1)*cos(t2 + t3)*cos(t2 + t3)*cos(t1) - ...
     l3*m4*cos(t1)*cos(t2 + t3)*sin(t1)*(cos(t2)*l2 + cos(t2 + ...
     t3)*l3) + l3*m4*sin(t1)*cos(t2 + t3)*cos(t1)*(cos(t2)*...
     (l2) + cos(t2 + t3)*l3) - l3*m5*cos(t1)*cos(t2 + t3)*sin(t1)*...
     (cos(t2)*l2 + cos(t2 + t3)*l3) + l3*m5*sin(t1)...
     *cos(t2 + t3)*cos(t1)*(cos(t2)*l2 + cos(t2 + t3)*l3) - ...
     lc3*m3*cos(t1)*cos(t2 + t3)*sin(t1)*(cos(t2)*l2 + cos(t2 + ...
     t3)*lc3) + lc3*m3*sin(t1)*cos(t2 + t3)*cos(t1)*(cos(t2)*...
     (l2) + cos(t2 + t3)*lc3) + l3*m4*cos(t1)*sin(t2 + t3)*sin(t1)...
     *(sin(t2)*l2 + sin(t2 + t3)*l3) - l3*m4*sin(t1)...
     *sin(t2 + t3)*cos(t1)*(sin(t2)*l2 + sin(t2 + t3)*l3) + ...
     l3*m5*cos(t1)*sin(t2 + t3)*sin(t1)*(sin(t2)*l2 + sin(t2 + ...
     t3)*l3) - l3*m5*sin(t1)*sin(t2 + t3)*cos(t1)*(sin(t2)*...
     (l2) + sin(t2 + t3)*l3) + lc3*m3*cos(t1)*sin(t2 + t3)*sin(t1)...
     *(sin(t2)*l2 + sin(t2 + t3)*lc3) - lc3*m3*sin(t1)...
     *sin(t2 + t3)*cos(t1)*(sin(t2)*l2 + sin(t2 + t3)*lc3))

     V2 = t3_d^2*((cos(t1)*(Iyy3*sin(t1)*sin(t2 + t3)*(cos(t1)*cos(t2 + ...
     t3)*sin(t1) - sin(t1)*cos(t2 + t3)*cos(t1)) + Iyy3*sin(t1)*cos(t2 + ...
     t3)*(cos(t1)*sin(t2 + t3)*sin(t1) - sin(t1)*sin(t2 + t3)*cos(t1))))...
     /2 - (sin(t1)*(Iyy3*cos(t1)*sin(t2 + t3)*(cos(t1)*cos(t2 + ...
     t3)*sin(t1) - sin(t1)*cos(t2 + t3)*cos(t1)) + Iyy3*cos(t1)*cos(t2 + ...
     t3)*(cos(t1)*sin(t2 + t3)*sin(t1) - sin(t1)*sin(t2 + t3)*cos(t1))))...
     /2 - l3*m4*sin(t2 + t3)*(cos(t2)*l2 + cos(t2 + t3)*l3) ...
     - l3*m5*sin(t2 + t3)*(cos(t2)*l2 + cos(t2 + t3)*l3) - ...
     lc3*m3*sin(t2 + t3)*(cos(t2)*l2 + cos(t2 + t3)*lc3) + ...
     (l3*m4*cos(t2 + t3)*sin(t2 + t3)*l3)/2 - (l3*m4*sin(t2 + ...
     (t3))*cos(t2 + t3)*l3)/2 + (l3*m5*cos(t2 + t3)*sin(t2 + t3)*...
     (l3))/2 - (l3*m5*sin(t2 + t3)*cos(t2 + t3)*l3)/2 + (lc3*m3*cos(...
     (t2) + t3)*sin(t2 + t3)*lc3)/2 - (lc3*m3*sin(t2 + t3)*cos(t2 ...
     + t3)*lc3)/2 + l3*m4*cos(t1)*cos(t2 + t3)*cos(t1)*(sin(t2)*l2 ...
     + sin(t2 + t3)*l3) + l3*m5*cos(t1)*cos(t2 + t3)*cos(t1)*(sin...
     (t2)*l2 + sin(t2 + t3)*l3) + lc3*m3*cos(t1)*cos...
     (t2 + t3)*cos(t1)*(sin(t2)*l2 + sin(t2 + t3)*lc3) + ...
     l3*m4*sin(t1)*cos(t2 + t3)*sin(t1)*(sin(t2)*l2 + sin(t2 + ...
     t3)*l3) + l3*m5*sin(t1)*cos(t2 + t3)*sin(t1)*(sin(t2)*...
     (l2) + sin(t2 + t3)*l3) + lc3*m3*sin(t1)*cos(t2 + t3)*sin(t1)...
     *(sin(t2)*l2 + sin(t2 + t3)*lc3) + (l3*m4*cos(t1)...
     *cos(t2 + t3)*sin(t2 + t3)*l3*cos(t1))/2 - (l3*m4*cos(t1)*sin...
     (t2 + t3)*cos(t2 + t3)*l3*cos(t1))/2 + (l3*m5*cos(t1)*cos...
     (t2 + t3)*sin(t2 + t3)*l3*cos(t1))/2 - (l3*m5*cos(t1)*sin...
     (t2 + t3)*cos(t2 + t3)*l3*cos(t1))/2 + (lc3*m3*cos(t1)*cos...
     (t2 + t3)*sin(t2 + t3)*lc3*cos(t1))/2 - (lc3*m3*cos(t1)*sin...
     (t2 + t3)*cos(t2 + t3)*lc3*cos(t1))/2 + (l3*m4*sin(t1)*cos...
     (t2 + t3)*sin(t2 + t3)*l3*sin(t1))/2 - (l3*m4*sin(t1)*sin...
     (t2 + t3)*cos(t2 + t3)*l3*sin(t1))/2 + (l3*m5*sin(t1)*cos...
     (t2 + t3)*sin(t2 + t3)*l3*sin(t1))/2 - (l3*m5*sin(t1)*sin...
     (t2 + t3)*cos(t2 + t3)*l3*sin(t1))/2 + (lc3*m3*sin(t1)*cos...
     (t2 + t3)*sin(t2 + t3)*lc3*sin(t1))/2 - (lc3*m3*sin(t1)*sin...
     (t2 + t3)*cos(t2 + t3)*lc3*sin(t1))/2) + t1_d^2*((Iyy2*cos(...
     (t2))*sin(t2))/2 + (Iyy2*sin(t2)*cos(t2))/2 + (Iyy3*cos(t2 + t3)...
     *sin(t2 + t3))/2 + (Iyy3*sin(t2 + t3)*cos(t2 + t3))/2 + (m4*sin(t1)...
     *sin(t1)*(cos(t2)*l2 + cos(t2 + t3)*l3)*(l3*sin(t2 + ...
     t3) + l2*sin(t2)))/2 + (m4*sin(t1)*sin(t1)*(l3*cos(t2 + t3) + l2*cos(t2))*(sin...
     (t2)*l2 + sin(t2 + t3)*l3))/2 + (m5*sin(t1)*sin...
     (t1)*(cos(t2)*l2 + cos(t2 + t3)*l3)*(l3*sin(t2 + t3) + ...
     l2*sin(t2)))/2 + (m5*sin(t1)*sin(t1)*(l3*cos(t2 + t3) + l2*cos(t2))*(sin(...
     (t2))*l2 + sin(t2 + t3)*l3))/2 + (m3*sin(t1)*sin(t1)*...
     (cos(t2)*l2 + cos(t2 + t3)*lc3)*(lc3*sin(t2 + t3) + ...
     l2*sin(t2)))/2 + (m3*sin(t1)*sin(t1)*(lc3*cos(t2 + t3) + l2*cos(t2))*(sin(...
     (t2))*l2 + sin(t2 + t3)*lc3))/2 + (m4*cos(t1)*cos(t1)*...
     (cos(t2)*l2 + cos(t2 + t3)*l3)*(l3*sin(t2 + t3) + ...
     l2*sin(t2)))/2 + (m4*cos(t1)*cos(t1)*(l3*cos(t2 + t3) + l2*cos(t2))*(sin(...
     (t2))*l2 + sin(t2 + t3)*l3))/2 + (m5*cos(t1)*cos(t1)*...
     (cos(t2)*l2 + cos(t2 + t3)*l3)*(l3*sin(t2 + t3) + ...
     l2*sin(t2)))/2 + (m5*cos(t1)*cos(t1)*(l3*cos(t2 + t3) + l2*cos(t2))*(sin(...
     (t2))*l2 + sin(t2 + t3)*l3))/2 + (m3*cos(t1)*cos(t1)*...
     (cos(t2)*l2 + cos(t2 + t3)*lc3)*(lc3*sin(t2 + t3) + ...
     l2*sin(t2)))/2 + (m3*cos(t1)*cos(t1)*(lc3*cos(t2 + t3) + l2*cos(t2))*(sin(...
     (t2))*l2 + sin(t2 + t3)*lc3))/2 + (lc2*m2*cos(t1)*cos...
     (t2)*lc2*cos(t1)*sin(t2))/2 + (lc2*m2*cos(t1)*sin(t2)*...
     (lc2)*cos(t1)*cos(t2))/2 + (lc2*m2*cos(t2)*sin(t1)*lc2*sin(t1)*sin...
     (t2))/2 + (lc2*m2*sin(t1)*sin(t2)*lc2*cos(t2)*sin(t1))/2) + t2_d^2*...
     ((cos(t1)*(Iyy3*sin(t1)*sin(t2 + t3)*(cos(t1)*cos(t2 + t3)...
     *sin(t1) - sin(t1)*cos(t2 + t3)*cos(t1)) + Iyy3*sin(t1)*cos(t2 + ...
     t3)*(cos(t1)*sin(t2 + t3)*sin(t1) - sin(t1)*sin(t2 + t3)*cos(t1))))...
     /2 - (sin(t1)*(Iyy2*cos(t1)*sin(t2)*(cos(t1)*cos(t2)*sin(t1) - sin...
     (t1)*cos(t1)*cos(t2)) + Iyy2*cos(t1)*cos(t2)*(cos(t1)*sin(t1)...
     *sin(t2) - sin(t1)*cos(t1)*sin(t2))))/2 + (cos(t1)*(Iyy2*sin(t1)*sin(...
     (t2))*(cos(t1)*cos(t2)*sin(t1) - sin(t1)*cos(t1)*cos(t2)) + Iyy2*cos(...
     (t2))*sin(t1)*(cos(t1)*sin(t1)*sin(t2) - sin(t1)*cos(t1)*sin(t2))))...
     /2 - (sin(t1)*(Iyy3*cos(t1)*sin(t2 + t3)*(cos(t1)*cos(t2 + ...
     t3)*sin(t1) - sin(t1)*cos(t2 + t3)*cos(t1)) + Iyy3*cos(t1)*cos(t2 + ...
     t3)*(cos(t1)*sin(t2 + t3)*sin(t1) - sin(t1)*sin(t2 + t3)*cos(t1))))...
     /2 - (m4*(cos(t2)*l2 + cos(t2 + t3)*l3)*(l3*sin(t2 + ...
     t3) + l2*sin(t2)))/2 - (m4*(l3*cos(t2 + t3) + l2*cos(t2))*(sin(t2)*l2 + ...
     sin(t2 + t3)*l3))/2 - (m5*(cos(t2)*l2 + cos(t2 + ...
     t3)*l3)*(l3*sin(t2 + t3) + l2*sin(t2)))/2 - (m5*(l3*cos(t2 + t3) + l2*cos...
     (t2))*(sin(t2)*l2 + sin(t2 + t3)*l3))/2 - (m3*(cos(...
     (t2))*l2 + cos(t2 + t3)*lc3)*(lc3*sin(t2 + t3) + l2*sin(t2)))...
     /2 - (m3*(lc3*cos(t2 + t3) + l2*cos(t2))*(sin(t2)*l2 + sin(t2 + ...
     t3)*lc3))/2 + (m4*sin(t1)*sin(t1)*(cos(t2)*l2 + cos...
     (t2 + t3)*l3)*(l3*sin(t2 + t3) + l2*sin(t2)))/2 + (m4*sin(t1)...
     *sin(t1)*(l3*cos(t2 + t3) + l2*cos(t2))*(sin(t2)*l2 + sin(t2 + ...
     (t3))*l3))/2 + (m5*sin(t1)*sin(t1)*(cos(t2)*l2 + cos(t2 ...
     + t3)*l3)*(l3*sin(t2 + t3) + l2*sin(t2)))/2 + (m5*sin(t1)*sin(t1)*...
     (l3*cos(t2 + t3) + l2*cos(t2))*(sin(t2)*l2 + sin(t2 + t3)...
     *l3))/2 + (m3*sin(t1)*sin(t1)*(cos(t2)*l2 + cos(t2 + ...
     t3)*lc3)*(lc3*sin(t2 + t3) + l2*sin(t2)))/2 + (m3*sin(t1)*sin(t1)*...
     (lc3*cos(t2 + t3) + l2*cos(t2))*(sin(t2)*l2 + sin(t2 + t3)...
     *lc3))/2 - (lc2*m2*cos(t2)*lc2*sin(t2))/2 - (lc2*m2*sin(t2)...
     *lc2*cos(t2))/2 + (m4*cos(t1)*cos(t1)*(cos(t2)*l2 + cos(...
     (t2) + t3)*l3)*(l3*sin(t2 + t3) + l2*sin(t2)))/2 + (m4*cos(t1)*cos...
     (t1)*(l3*cos(t2 + t3) + l2*cos(t2))*(sin(t2)*l2 + sin(t2 + ...
     (t3))*l3))/2 + (m5*cos(t1)*cos(t1)*(cos(t2)*l2 + cos(t2 ...
     + t3)*l3)*(l3*sin(t2 + t3) + l2*sin(t2)))/2 + (m5*cos(t1)*cos(t1)*...
     (l3*cos(t2 + t3) + l2*cos(t2))*(sin(t2)*l2 + sin(t2 + t3)...
     *l3))/2 + (m3*cos(t1)*cos(t1)*(cos(t2)*l2 + cos(t2 + ...
     t3)*lc3)*(lc3*sin(t2 + t3) + l2*sin(t2)))/2 + (m3*cos(t1)*cos(t1)*...
     (lc3*cos(t2 + t3) + l2*cos(t2))*(sin(t2)*l2 + sin(t2 + t3)...
     *lc3))/2 + (lc2*m2*cos(t1)*cos(t2)*lc2*cos(t1)*sin(t2))/2 + ...
     (lc2*m2*cos(t1)*sin(t2)*lc2*cos(t1)*cos(t2))/2 + (lc2*m2*cos(...
     (t2))*sin(t1)*lc2*sin(t1)*sin(t2))/2 + (lc2*m2*sin(t1)*sin(...
     (t2))*lc2*cos(t2)*sin(t1))/2) - t1_d*t2_d*((Iyy3*sin(t2 + t3)*(cos...
     (t1)*sin(t2 + t3)*sin(t1) - sin(t1)*sin(t2 + t3)*cos(t1)))/2 + (Iyy2*sin...
     (t2)*(cos(t1)*sin(t1)*sin(t2) - sin(t1)*cos(t1)*sin(t2)))/2 - ...
     (Iyy3*cos(t2 + t3)*(cos(t1)*cos(t2 + t3)*sin(t1) - sin(t1)...
     *cos(t2 + t3)*cos(t1)))/2 - (Iyy2*cos(t2)*(cos(t1)*cos(t2)*sin(t1) - sin...
     (t1)*cos(t1)*cos(t2)))/2 + (m4*cos(t1)*sin(t1)*(sin(t2)*l2 + ...
     sin(t2 + t3)*l3)*(l3*sin(t2 + t3) + l2*sin(t2)))/2 - (m4*sin(...
     (t1))*cos(t1)*(sin(t2)*l2 + sin(t2 + t3)*l3)*(l3*sin(t2 ...
     + t3) + l2*sin(t2)))/2 + (m5*cos(t1)*sin(t1)*(sin(t2)*l2 + sin(...
     (t2) + t3)*l3)*(l3*sin(t2 + t3) + l2*sin(t2)))/2 - (m5*sin(t1)*cos...
     (t1)*(sin(t2)*l2 + sin(t2 + t3)*l3)*(l3*sin(t2 + t3) + ...
     l2*sin(t2)))/2 + (m3*cos(t1)*sin(t1)*(sin(t2)*l2 + sin(t2 + ...
     t3)*lc3)*(lc3*sin(t2 + t3) + l2*sin(t2)))/2 - (m3*sin(t1)*cos(t1)*...
     (sin(t2)*l2 + sin(t2 + t3)*lc3)*(lc3*sin(t2 + t3) + ...
     l2*sin(t2)))/2 - (m4*cos(t1)*sin(t1)*(cos(t2)*l2 + cos(t2 + ...
     t3)*l3)*(l3*cos(t2 + t3) + l2*cos(t2)))/2 + (m4*sin(t1)*cos(t1)*...
     (cos(t2)*l2 + cos(t2 + t3)*l3)*(l3*cos(t2 + t3) + ...
     l2*cos(t2)))/2 - (m5*cos(t1)*sin(t1)*(cos(t2)*l2 + cos(t2 + ...
     t3)*l3)*(l3*cos(t2 + t3) + l2*cos(t2)))/2 + (m5*sin(t1)*cos(t1)*...
     (cos(t2)*l2 + cos(t2 + t3)*l3)*(l3*cos(t2 + t3) + ...
     l2*cos(t2)))/2 - (m3*cos(t1)*sin(t1)*(cos(t2)*l2 + cos(t2 + ...
     t3)*lc3)*(lc3*cos(t2 + t3) + l2*cos(t2)))/2 + (m3*sin(t1)*cos(t1)*...
     (cos(t2)*l2 + cos(t2 + t3)*lc3)*(lc3*cos(t2 + t3) + ...
     l2*cos(t2)))/2 - (lc2*m2*cos(t1)*cos(t2)*lc2*cos(t2)*sin(t1))/2 + ...
     (lc2*m2*cos(t2)*sin(t1)*lc2*cos(t1)*cos(t2))/2 + (lc2*m2*cos(...
     (t1))*sin(t2)*lc2*sin(t1)*sin(t2))/2 - (lc2*m2*sin(t1)*sin(...
     (t2))*lc2*cos(t1)*sin(t2))/2) - t1_d*t3_d*((Iyy3*sin(t2 + t3)*(cos...
     (t1)*sin(t2 + t3)*sin(t1) - sin(t1)*sin(t2 + t3)*cos(t1)))/2 - (Iyy3*cos...
     (t2 + t3)*(cos(t1)*cos(t2 + t3)*sin(t1) - sin(t1)*cos(t2 + ...
     t3)*cos(t1)))/2 + l3*m4*cos(t1)*sin(t2 + t3)*sin(t1)*(sin(t2)*l2 + ...
     sin(t2 + t3)*l3) - l3*m4*sin(t1)*sin(t2 + t3)*cos(t1)*(sin...
     (t2)*l2 + sin(t2 + t3)*l3) + l3*m5*cos(t1)*sin(t2 ...
     + t3)*sin(t1)*(sin(t2)*l2 + sin(t2 + t3)*l3) - ...
     l3*m5*sin(t1)*sin(t2 + t3)*cos(t1)*(sin(t2)*l2 + sin(t2 + ...
     t3)*l3) + lc3*m3*cos(t1)*sin(t2 + t3)*sin(t1)*(sin(t2)*...
     (l2) + sin(t2 + t3)*lc3) - lc3*m3*sin(t1)*sin(t2 + t3)*cos...
     (t1)*(sin(t2)*l2 + sin(t2 + t3)*lc3) - (m4*cos(...
     (t1))*cos(t2 + t3)*l3*sin(t1)*(l3*cos(t2 + t3) + l2*cos(t2)))/2 + ...
     (m4*sin(t1)*cos(t2 + t3)*l3*cos(t1)*(l3*cos(t2 + t3) + l2*cos...
     (t2)))/2 - (m5*cos(t1)*cos(t2 + t3)*l3*sin(t1)*(l3*cos(t2 + ...
     t3) + l2*cos(t2)))/2 + (m5*sin(t1)*cos(t2 + t3)*l3*cos(t1)*...
     (l3*cos(t2 + t3) + l2*cos(t2)))/2 - (m3*cos(t1)*cos(t2 + t3)*...
     (lc3)*sin(t1)*(lc3*cos(t2 + t3) + l2*cos(t2)))/2 + (m3*sin(t1)*cos(t2 + ...
     t3)*lc3*cos(t1)*(lc3*cos(t2 + t3) + l2*cos(t2)))/2 - (m4*cos(t1)...
     *sin(t2 + t3)*l3*sin(t1)*(l3*sin(t2 + t3) + l2*sin(t2)))/2 + ...
     (m4*sin(t1)*sin(t2 + t3)*l3*cos(t1)*(l3*sin(t2 + t3) + l2*sin...
     (t2)))/2 - (m5*cos(t1)*sin(t2 + t3)*l3*sin(t1)*(l3*sin(t2 + ...
     t3) + l2*sin(t2)))/2 + (m5*sin(t1)*sin(t2 + t3)*l3*cos(t1)*...
     (l3*sin(t2 + t3) + l2*sin(t2)))/2 - (m3*cos(t1)*sin(t2 + t3)*...
     (lc3)*sin(t1)*(lc3*sin(t2 + t3) + l2*sin(t2)))/2 + (m3*sin(t1)*sin(t2 + ...
     t3)*lc3*cos(t1)*(lc3*sin(t2 + t3) + l2*sin(t2)))/2) + t2_d*t3_d*((cos(t1)...
     *(Iyy3*sin(t1)*sin(t2 + t3)*(cos(t1)*cos(t2 + t3)*sin(t1) - ...
     sin(t1)*cos(t2 + t3)*cos(t1)) + Iyy3*sin(t1)*cos(t2 + t3)*...
     (cos(t1)*sin(t2 + t3)*sin(t1) - sin(t1)*sin(t2 + t3)*cos(t1))))/2 - (sin...
     (t1)*(Iyy3*cos(t1)*sin(t2 + t3)*(cos(t1)*cos(t2 + t3)*sin(t1) ...
     - sin(t1)*cos(t2 + t3)*cos(t1)) + Iyy3*cos(t1)*cos(t2 + t3)*...
     (cos(t1)*sin(t2 + t3)*sin(t1) - sin(t1)*sin(t2 + t3)*cos(t1))))/2 - ...
     (l3*m4*sin(t2 + t3)*(cos(t2)*l2 + cos(t2 + t3)*l3))/2 - ...
     (l3*m5*sin(t2 + t3)*(cos(t2)*l2 + cos(t2 + t3)*l3))/2 - ...
     (lc3*m3*sin(t2 + t3)*(cos(t2)*l2 + cos(t2 + t3)*lc3))/2 ...
     - (l3*m4*cos(t2 + t3)*(sin(t2)*l2 + sin(t2 + t3)*l3))/2 ...
     - (l3*m5*cos(t2 + t3)*(sin(t2)*l2 + sin(t2 + t3)*l3))/2 ...
     - (lc3*m3*cos(t2 + t3)*(sin(t2)*l2 + sin(t2 + t3)*lc3))...
     /2 + (l3*m4*cos(t1)*sin(t2 + t3)*cos(t1)*(cos(t2)*l2 + cos(t2 ...
     + t3)*l3))/2 + (l3*m5*cos(t1)*sin(t2 + t3)*cos(t1)*(cos(t2)...
     *l2 + cos(t2 + t3)*l3))/2 + (lc3*m3*cos(t1)*sin(t2 + ...
     t3)*cos(t1)*(cos(t2)*l2 + cos(t2 + t3)*lc3))/2 + ...
     (l3*m4*cos(t1)*cos(t2 + t3)*cos(t1)*(sin(t2)*l2 + sin(t2 + ...
     t3)*l3))/2 + (l3*m5*cos(t1)*cos(t2 + t3)*cos(t1)*(sin(t2)...
     *l2 + sin(t2 + t3)*l3))/2 + (lc3*m3*cos(t1)*cos(t2 + ...
     t3)*cos(t1)*(sin(t2)*l2 + sin(t2 + t3)*lc3))/2 + ...
     (l3*m4*sin(t1)*sin(t2 + t3)*sin(t1)*(cos(t2)*l2 + cos(t2 + ...
     t3)*l3))/2 + (l3*m5*sin(t1)*sin(t2 + t3)*sin(t1)*(cos(t2)...
     *l2 + cos(t2 + t3)*l3))/2 + (lc3*m3*sin(t1)*sin(t2 + ...
     t3)*sin(t1)*(cos(t2)*l2 + cos(t2 + t3)*lc3))/2 + ...
     (l3*m4*sin(t1)*cos(t2 + t3)*sin(t1)*(sin(t2)*l2 + sin(t2 + ...
     t3)*l3))/2 + (l3*m5*sin(t1)*cos(t2 + t3)*sin(t1)*(sin(t2)...
     *l2 + sin(t2 + t3)*l3))/2 + (lc3*m3*sin(t1)*cos(t2 + ...
     t3)*sin(t1)*(sin(t2)*l2 + sin(t2 + t3)*lc3))/2) - ...
     t1_d*t2_d*((Iyy3*cos(t1)*sin(t2 + t3)*sin(t2 + t3)*sin(t1))/2 - ...
     (Iyy3*sin(t1)*sin(t2 + t3)*sin(t2 + t3)*cos(t1))/2 + (m4*cos(...
     (t1))*sin(t1)*(sin(t2)*l2 + sin(t2 + t3)*l3)*(l3*sin(t2 ...
     + t3) + l2*sin(t2)))/2 - (m4*sin(t1)*cos(t1)*(sin(t2)*l2 + sin(...
     (t2) + t3)*l3)*(l3*sin(t2 + t3) + l2*sin(t2)))/2 + (m5*cos(t1)*sin...
     (t1)*(sin(t2)*l2 + sin(t2 + t3)*l3)*(l3*sin(t2 + t3) + ...
     l2*sin(t2)))/2 - (m5*sin(t1)*cos(t1)*(sin(t2)*l2 + sin(t2 + ...
     t3)*l3)*(l3*sin(t2 + t3) + l2*sin(t2)))/2 + (m3*cos(t1)*sin(t1)*...
     (sin(t2)*l2 + sin(t2 + t3)*lc3)*(lc3*sin(t2 + t3) + ...
     l2*sin(t2)))/2 - (m3*sin(t1)*cos(t1)*(sin(t2)*l2 + sin(t2 + ...
     t3)*lc3)*(lc3*sin(t2 + t3) + l2*sin(t2)))/2 - (m4*cos(t1)*sin(t1)*...
     (cos(t2)*l2 + cos(t2 + t3)*l3)*(l3*cos(t2 + t3) + ...
     l2*cos(t2)))/2 + (m4*sin(t1)*cos(t1)*(cos(t2)*l2 + cos(t2 + ...
     t3)*l3)*(l3*cos(t2 + t3) + l2*cos(t2)))/2 - (m5*cos(t1)*sin(t1)*...
     (cos(t2)*l2 + cos(t2 + t3)*l3)*(l3*cos(t2 + t3) + ...
     l2*cos(t2)))/2 + (m5*sin(t1)*cos(t1)*(cos(t2)*l2 + cos(t2 + ...
     t3)*l3)*(l3*cos(t2 + t3) + l2*cos(t2)))/2 - (m3*cos(t1)*sin(t1)*...
     (cos(t2)*l2 + cos(t2 + t3)*lc3)*(lc3*cos(t2 + t3) + ...
     l2*cos(t2)))/2 + (m3*sin(t1)*cos(t1)*(cos(t2)*l2 + cos(t2 + ...
     t3)*lc3)*(lc3*cos(t2 + t3) + l2*cos(t2)))/2 - (Iyy2*cos(t1)*cos...
     (t2)*cos(t2)*sin(t1))/2 + (Iyy2*cos(t2)*sin(t1)*cos(t1)*cos(t2))/2 ...
     - (Iyy3*cos(t1)*cos(t2 + t3)*cos(t2 + t3)*sin(t1))/2 + (Iyy3*sin...
     (t1)*cos(t2 + t3)*cos(t2 + t3)*cos(t1))/2 + (Iyy2*cos(t1)*sin...
     (t2)*sin(t1)*sin(t2))/2 - (Iyy2*sin(t1)*sin(t2)*cos(t1)*sin(t2))/2 ...
     - (lc2*m2*cos(t1)*cos(t2)*lc2*cos(t2)*sin(t1))/2 + (lc2*m2*cos(...
     (t2))*sin(t1)*lc2*cos(t1)*cos(t2))/2 + (lc2*m2*cos(t1)*sin(...
     (t2))*lc2*sin(t1)*sin(t2))/2 - (lc2*m2*sin(t1)*sin(t2)*lc2...
     *cos(t1)*sin(t2))/2) + t2_d*t3_d*((cos(t1)*(Iyy3*sin(t1)*sin(t2 + ...
     (t3))*(cos(t1)*cos(t2 + t3)*sin(t1) - sin(t1)*cos(t2 + t3)*cos(t1)) + ...
     Iyy3*sin(t1)*cos(t2 + t3)*(cos(t1)*sin(t2 + t3)*sin(t1) - sin...
     (t1)*sin(t2 + t3)*cos(t1))))/2 - (sin(t1)*(Iyy3*cos(t1)*sin(t2 + ...
     t3)*(cos(t1)*cos(t2 + t3)*sin(t1) - sin(t1)*cos(t2 + t3)*cos(t1)) + ...
     Iyy3*cos(t1)*cos(t2 + t3)*(cos(t1)*sin(t2 + t3)*sin(t1) - sin...
     (t1)*sin(t2 + t3)*cos(t1))))/2 - l3*m4*sin(t2 + t3)*(cos(t2)*l2 + ...
     cos(t2 + t3)*l3) - l3*m5*sin(t2 + t3)*(cos(t2)*l2 + cos...
     (t2 + t3)*l3) - lc3*m3*sin(t2 + t3)*(cos(t2)*l2 + cos...
     (t2 + t3)*lc3) - (m4*sin(t2 + t3)*l3*(l3*cos(t2 + ...
     t3) + l2*cos(t2)))/2 - (m5*sin(t2 + t3)*l3*(l3*cos(t2 + t3) + ...
     l2*cos(t2)))/2 - (m3*sin(t2 + t3)*lc3*(lc3*cos(t2 + t3) + l2*cos...
     (t2)))/2 + (m4*cos(t2 + t3)*l3*(l3*sin(t2 + t3) + l2*sin(t2)))/2 + ...
     (m5*cos(t2 + t3)*l3*(l3*sin(t2 + t3) + l2*sin(t2)))/2 + (m3*cos...
     (t2 + t3)*lc3*(lc3*sin(t2 + t3) + l2*sin(t2)))/2 + l3*m4*cos(...
     (t1))*cos(t2 + t3)*cos(t1)*(sin(t2)*l2 + sin(t2 + t3)*...
     (l3)) + l3*m5*cos(t1)*cos(t2 + t3)*cos(t1)*(sin(t2)*l2 + sin(...
     (t2) + t3)*l3) + lc3*m3*cos(t1)*cos(t2 + t3)*cos(t1)*(sin(t2)...
     *l2 + sin(t2 + t3)*lc3) + l3*m4*sin(t1)*cos(t2 + t3)...
     *sin(t1)*(sin(t2)*l2 + sin(t2 + t3)*l3) + l3*m5*sin...
     (t1)*cos(t2 + t3)*sin(t1)*(sin(t2)*l2 + sin(t2 + t3)...
     *l3) + lc3*m3*sin(t1)*cos(t2 + t3)*sin(t1)*(sin(t2)*l2 + sin...
     (t2 + t3)*lc3) - (m4*cos(t1)*sin(t2 + t3)*...
     (l3)*cos(t1)*(l3*cos(t2 + t3) + l2*cos(t2)))/2 - (m5*cos(t1)*sin(t2 + ...
     t3)*l3*cos(t1)*(l3*cos(t2 + t3) + l2*cos(t2)))/2 - (m3*cos(t1)*sin...
     (t2 + t3)*lc3*cos(t1)*(lc3*cos(t2 + t3) + l2*cos(t2)))/2 + (m4*cos...
     (t1)*cos(t2 + t3)*l3*cos(t1)*(l3*sin(t2 + t3) + l2*sin(t2)))...
     /2 + (m5*cos(t1)*cos(t2 + t3)*l3*cos(t1)*(l3*sin(t2 + t3) + ...
     l2*sin(t2)))/2 + (m3*cos(t1)*cos(t2 + t3)*lc3*cos(t1)*...
     (lc3*sin(t2 + t3) + l2*sin(t2)))/2 - (m4*sin(t1)*sin(t2 + t3)*...
     (l3)*sin(t1)*(l3*cos(t2 + t3) + l2*cos(t2)))/2 - (m5*sin(t1)*sin(t2 + ...
     t3)*l3*sin(t1)*(l3*cos(t2 + t3) + l2*cos(t2)))/2 - (m3*sin(t1)*sin...
     (t2 + t3)*lc3*sin(t1)*(lc3*cos(t2 + t3) + l2*cos(t2)))/2 + (m4*sin...
     (t1)*cos(t2 + t3)*l3*sin(t1)*(l3*sin(t2 + t3) + l2*sin(t2)))...
     /2 + (m5*sin(t1)*cos(t2 + t3)*l3*sin(t1)*(l3*sin(t2 + t3) + ...
     l2*sin(t2)))/2 + (m3*sin(t1)*cos(t2 + t3)*lc3*sin(t1)*...
     (lc3*sin(t2 + t3) + l2*sin(t2)))/2) - t1_d*t3_d*((Iyy3*cos(t1)*sin(t2 + ...
     t3)*sin(t2 + t3)*sin(t1))/2 - (Iyy3*sin(t1)*sin(t2 + t3)*sin...
     (t2 + t3)*cos(t1))/2 - (Iyy3*cos(t1)*cos(t2 + t3)*cos(t2 + t3)*sin...
     (t1))/2 + (Iyy3*sin(t1)*cos(t2 + t3)*cos(t2 + t3)*cos(t1))/2 - ...
     (l3*m4*cos(t1)*cos(t2 + t3)*sin(t1)*(cos(t2)*l2 + cos(t2 + ...
     t3)*l3))/2 + (l3*m4*sin(t1)*cos(t2 + t3)*cos(t1)*(cos(t2)...
     *l2 + cos(t2 + t3)*l3))/2 - (l3*m5*cos(t1)*cos(t2 + t3)...
     *sin(t1)*(cos(t2)*l2 + cos(t2 + t3)*l3))/2 + (l3*m5*sin...
     (t1)*cos(t2 + t3)*cos(t1)*(cos(t2)*l2 + cos(t2 + t3)...
     *l3))/2 - (lc3*m3*cos(t1)*cos(t2 + t3)*sin(t1)*(cos(t2)*l2 + ...
     cos(t2 + t3)*lc3))/2 + (lc3*m3*sin(t1)*cos(t2 + t3)*cos(t1)*...
     (cos(t2)*l2 + cos(t2 + t3)*lc3))/2 + (l3*m4*cos(...
     (t1))*sin(t2 + t3)*sin(t1)*(sin(t2)*l2 + sin(t2 + t3)*...
     (l3)))/2 - (l3*m4*sin(t1)*sin(t2 + t3)*cos(t1)*(sin(t2)*l2 + sin...
     (t2 + t3)*l3))/2 + (l3*m5*cos(t1)*sin(t2 + t3)*sin(t1)*(sin...
     (t2)*l2 + sin(t2 + t3)*l3))/2 - (l3*m5*sin(t1)...
     *sin(t2 + t3)*cos(t1)*(sin(t2)*l2 + sin(t2 + t3)*l3))/2 ...
     + (lc3*m3*cos(t1)*sin(t2 + t3)*sin(t1)*(sin(t2)*l2 + sin(t2 + ...
     t3)*lc3))/2 - (lc3*m3*sin(t1)*sin(t2 + t3)*cos(t1)*(sin(t2)...
     *l2 + sin(t2 + t3)*lc3))/2)

     V3 = t1_d^2*((Iyy3*cos(t2 + t3)*sin(t2 + t3))/2 + (Iyy3*sin(t2 + ...
     (t3))*cos(t2 + t3))/2 + (l3*m4*cos(t1)*sin(t2 + t3)*cos(t1)*(cos(t2)*...
     (l2) + cos(t2 + t3)*l3))/2 + (l3*m5*cos(t1)*sin(t2 + t3)*cos...
     (t1)*(cos(t2)*l2 + cos(t2 + t3)*l3))/2 + (lc3*m3*cos...
     (t1)*sin(t2 + t3)*cos(t1)*(cos(t2)*l2 + cos(t2 + t3)...
     *lc3))/2 + (l3*m4*sin(t1)*sin(t2 + t3)*sin(t1)*(cos(t2)*l2 + ...
     cos(t2 + t3)*l3))/2 + (l3*m5*sin(t1)*sin(t2 + t3)*sin(t1)*...
     (cos(t2)*l2 + cos(t2 + t3)*l3))/2 + (lc3*m3*sin(...
     (t1))*sin(t2 + t3)*sin(t1)*(cos(t2)*l2 + cos(t2 + t3)*...
     (lc3)))/2 + (m4*cos(t1)*sin(t2 + t3)*l3*cos(t1)*(l3*cos(t2 + ...
     t3) + l2*cos(t2)))/2 + (m5*cos(t1)*sin(t2 + t3)*l3*cos(t1)*...
     (l3*cos(t2 + t3) + l2*cos(t2)))/2 + (m3*cos(t1)*sin(t2 + t3)*...
     (lc3)*cos(t1)*(lc3*cos(t2 + t3) + l2*cos(t2)))/2 + (m4*sin(t1)*sin(t2 + ...
     t3)*l3*sin(t1)*(l3*cos(t2 + t3) + l2*cos(t2)))/2 + (m5*sin(t1)*sin...
     (t2 + t3)*l3*sin(t1)*(l3*cos(t2 + t3) + l2*cos(t2)))/2 + (m3*sin...
     (t1)*sin(t2 + t3)*lc3*sin(t1)*(lc3*cos(t2 + t3) + l2*cos...
     (t2)))/2) + t2_d^2*((cos(t1)*(Iyy3*sin(t1)*sin(t2 + t3)*(cos(...
     (t1))*cos(t2 + t3)*sin(t1) - sin(t1)*cos(t2 + t3)*cos(t1)) + Iyy3*sin(t1)...
     *cos(t2 + t3)*(cos(t1)*sin(t2 + t3)*sin(t1) - sin(t1)*sin(t2 ...
     + t3)*cos(t1))))/2 - (sin(t1)*(Iyy3*cos(t1)*sin(t2 + t3)*(cos(...
     (t1))*cos(t2 + t3)*sin(t1) - sin(t1)*cos(t2 + t3)*cos(t1)) + Iyy3*cos(t1)...
     *cos(t2 + t3)*(cos(t1)*sin(t2 + t3)*sin(t1) - sin(t1)*sin(t2 ...
     + t3)*cos(t1))))/2 + (l3*m4*sin(t2 + t3)*(cos(t2)*l2 + cos(t2 + ...
     t3)*l3))/2 + (l3*m5*sin(t2 + t3)*(cos(t2)*l2 + cos(t2 + ...
     t3)*l3))/2 + (lc3*m3*sin(t2 + t3)*(cos(t2)*l2 + cos(t2 ...
     + t3)*lc3))/2 - (m4*sin(t2 + t3)*l3*(l3*cos(t2 + t3) + ...
     l2*cos(t2)))/2 - (m5*sin(t2 + t3)*l3*(l3*cos(t2 + t3) + l2*cos...
     (t2)))/2 - (m3*sin(t2 + t3)*lc3*(lc3*cos(t2 + t3) + l2*cos(t2)))/2 ...
     - m4*cos(t2 + t3)*l3*(l3*sin(t2 + t3) + l2*sin(t2)) - m5*cos(...
     (t2) + t3)*l3*(l3*sin(t2 + t3) + l2*sin(t2)) - m3*cos(t2 + ...
     (t3))*lc3*(lc3*sin(t2 + t3) + l2*sin(t2)) - (l3*m4*cos(t1)*cos(t2 + t3)...
     *cos(t1)*(sin(t2)*l2 + sin(t2 + t3)*l3))/2 - (l3*m5*cos...
     (t1)*cos(t2 + t3)*cos(t1)*(sin(t2)*l2 + sin(t2 + t3)...
     *l3))/2 - (lc3*m3*cos(t1)*cos(t2 + t3)*cos(t1)*(sin(t2)*l2 + ...
     sin(t2 + t3)*lc3))/2 - (l3*m4*sin(t1)*cos(t2 + t3)*sin(t1)*...
     (sin(t2)*l2 + sin(t2 + t3)*l3))/2 - (l3*m5*sin(...
     (t1))*cos(t2 + t3)*sin(t1)*(sin(t2)*l2 + sin(t2 + t3)*...
     (l3)))/2 - (lc3*m3*sin(t1)*cos(t2 + t3)*sin(t1)*(sin(t2)*l2 + sin...
     (t2 + t3)*lc3))/2 + m4*cos(t1)*sin(t2 + t3)*...
     (l3)*cos(t1)*(l3*cos(t2 + t3) + l2*cos(t2)) + m5*cos(t1)*sin(t2 + ...
     (t3))*l3*cos(t1)*(l3*cos(t2 + t3) + l2*cos(t2)) + m3*cos(t1)*sin(t2 ...
     + t3)*lc3*cos(t1)*(lc3*cos(t2 + t3) + l2*cos(t2)) + (m4*cos(t1)*cos...
     (t2 + t3)*l3*cos(t1)*(l3*sin(t2 + t3) + l2*sin(t2)))/2 + (m5*cos...
     (t1)*cos(t2 + t3)*l3*cos(t1)*(l3*sin(t2 + t3) + l2*sin(t2)))...
     /2 + (m3*cos(t1)*cos(t2 + t3)*lc3*cos(t1)*(lc3*sin(t2 + t3) + ...
     l2*sin(t2)))/2 + m4*sin(t1)*sin(t2 + t3)*l3*sin(t1)*(l3*cos...
     (t2 + t3) + l2*cos(t2)) + m5*sin(t1)*sin(t2 + t3)*l3*sin(t1)*...
     (l3*cos(t2 + t3) + l2*cos(t2)) + m3*sin(t1)*sin(t2 + t3)*lc3...
     *sin(t1)*(lc3*cos(t2 + t3) + l2*cos(t2)) + (m4*sin(t1)*cos(t2 + t3)...
     *l3*sin(t1)*(l3*sin(t2 + t3) + l2*sin(t2)))/2 + (m5*sin(t1)*cos(t2 ...
     + t3)*l3*sin(t1)*(l3*sin(t2 + t3) + l2*sin(t2)))/2 + (m3*sin(t1)...
     *cos(t2 + t3)*lc3*sin(t1)*(lc3*sin(t2 + t3) + l2*sin(t2)))/2) + ...
     t3_d^2*((cos(t1)*(Iyy3*sin(t1)*sin(t2 + t3)*(cos(t1)*cos(t2 + ...
     t3)*sin(t1) - sin(t1)*cos(t2 + t3)*cos(t1)) + Iyy3*sin(t1)*cos(t2 + ...
     t3)*(cos(t1)*sin(t2 + t3)*sin(t1) - sin(t1)*sin(t2 + t3)*cos(t1))))...
     /2 - (sin(t1)*(Iyy3*cos(t1)*sin(t2 + t3)*(cos(t1)*cos(t2 + ...
     t3)*sin(t1) - sin(t1)*cos(t2 + t3)*cos(t1)) + Iyy3*cos(t1)*cos(t2 + ...
     t3)*(cos(t1)*sin(t2 + t3)*sin(t1) - sin(t1)*sin(t2 + t3)*cos(t1))))...
     /2 - (l3*m4*cos(t2 + t3)*sin(t2 + t3)*l3)/2 - (l3*m4*sin(t2 + ...
     t3)*cos(t2 + t3)*l3)/2 - (l3*m5*cos(t2 + t3)*sin(t2 + t3)...
     *l3)/2 - (l3*m5*sin(t2 + t3)*cos(t2 + t3)*l3)/2 - (lc3*m3*cos...
     (t2 + t3)*sin(t2 + t3)*lc3)/2 - (lc3*m3*sin(t2 + t3)...
     *cos(t2 + t3)*lc3)/2 + (l3*m4*cos(t1)*cos(t2 + t3)*sin(t2 + ...
     t3)*l3*cos(t1))/2 + (l3*m4*cos(t1)*sin(t2 + t3)*cos(t2 + t3)...
     *l3*cos(t1))/2 + (l3*m5*cos(t1)*cos(t2 + t3)*sin(t2 + t3)...
     *l3*cos(t1))/2 + (l3*m5*cos(t1)*sin(t2 + t3)*cos(t2 + t3)...
     *l3*cos(t1))/2 + (lc3*m3*cos(t1)*cos(t2 + t3)*sin(t2 + t3)...
     *lc3*cos(t1))/2 + (lc3*m3*cos(t1)*sin(t2 + t3)*cos(t2 + t3)...
     *lc3*cos(t1))/2 + (l3*m4*sin(t1)*cos(t2 + t3)*sin(t2 + t3)...
     *l3*sin(t1))/2 + (l3*m4*sin(t1)*sin(t2 + t3)*cos(t2 + t3)...
     *l3*sin(t1))/2 + (l3*m5*sin(t1)*cos(t2 + t3)*sin(t2 + t3)...
     *l3*sin(t1))/2 + (l3*m5*sin(t1)*sin(t2 + t3)*cos(t2 + t3)...
     *l3*sin(t1))/2 + (lc3*m3*sin(t1)*cos(t2 + t3)*sin(t2 + t3)...
     *lc3*sin(t1))/2 + (lc3*m3*sin(t1)*sin(t2 + t3)*cos(t2 + t3)...
     *lc3*sin(t1))/2) - t1_d*t2_d*((Iyy3*cos(t1)*sin(t2 + t3)*sin...
     (t2 + t3)*sin(t1))/2 - (Iyy3*sin(t1)*sin(t2 + t3)*sin(t2 + t3)*cos...
     (t1))/2 - (Iyy3*cos(t1)*cos(t2 + t3)*cos(t2 + t3)*sin(t1))/2 + ...
     (Iyy3*sin(t1)*cos(t2 + t3)*cos(t2 + t3)*cos(t1))/2 - (l3*m4*cos...
     (t1)*cos(t2 + t3)*sin(t1)*(cos(t2)*l2 + cos(t2 + t3)...
     *l3))/2 + (l3*m4*sin(t1)*cos(t2 + t3)*cos(t1)*(cos(t2)*l2 + ...
     cos(t2 + t3)*l3))/2 - (l3*m5*cos(t1)*cos(t2 + t3)*sin(t1)*...
     (cos(t2)*l2 + cos(t2 + t3)*l3))/2 + (l3*m5*sin(...
     (t1))*cos(t2 + t3)*cos(t1)*(cos(t2)*l2 + cos(t2 + t3)*...
     (l3)))/2 - (lc3*m3*cos(t1)*cos(t2 + t3)*sin(t1)*(cos(t2)*l2 + cos...
     (t2 + t3)*lc3))/2 + (lc3*m3*sin(t1)*cos(t2 + t3)*cos(t1)*(cos...
     (t2)*l2 + cos(t2 + t3)*lc3))/2 + (m4*cos(t1)*sin...
     (t2 + t3)*l3*sin(t1)*(l3*sin(t2 + t3) + l2*sin(t2)))/2 - (m4*sin...
     (t1)*sin(t2 + t3)*l3*cos(t1)*(l3*sin(t2 + t3) + l2*sin(t2)))...
     /2 + (m5*cos(t1)*sin(t2 + t3)*l3*sin(t1)*(l3*sin(t2 + t3) + ...
     l2*sin(t2)))/2 - (m5*sin(t1)*sin(t2 + t3)*l3*cos(t1)*(l3*sin...
     (t2 + t3) + l2*sin(t2)))/2 + (m3*cos(t1)*sin(t2 + t3)*lc3*sin...
     (t1)*(lc3*sin(t2 + t3) + l2*sin(t2)))/2 - (m3*sin(t1)*sin(t2 + t3)...
     *lc3*cos(t1)*(lc3*sin(t2 + t3) + l2*sin(t2)))/2) - t1_d*t2_d*((Iyy3*sin(...
     (t2) + t3)*(cos(t1)*sin(t2 + t3)*sin(t1) - sin(t1)*sin(t2 + t3)*cos...
     (t1)))/2 - (Iyy3*cos(t2 + t3)*(cos(t1)*cos(t2 + t3)*sin(t1) - sin...
     (t1)*cos(t2 + t3)*cos(t1)))/2 - (l3*m4*cos(t1)*sin(t2 + t3)*sin(t1)*(sin...
     (t2)*l2 + sin(t2 + t3)*l3))/2 + (l3*m4*sin(t1)...
     *sin(t2 + t3)*cos(t1)*(sin(t2)*l2 + sin(t2 + t3)*l3))/2 ...
     - (l3*m5*cos(t1)*sin(t2 + t3)*sin(t1)*(sin(t2)*l2 + sin(t2 + ...
     t3)*l3))/2 + (l3*m5*sin(t1)*sin(t2 + t3)*cos(t1)*(sin(t2)...
     *l2 + sin(t2 + t3)*l3))/2 - (lc3*m3*cos(t1)*sin(t2 + ...
     t3)*sin(t1)*(sin(t2)*l2 + sin(t2 + t3)*lc3))/2 + ...
     (lc3*m3*sin(t1)*sin(t2 + t3)*cos(t1)*(sin(t2)*l2 + sin(t2 + ...
     t3)*lc3))/2 - (m4*cos(t1)*cos(t2 + t3)*l3*sin(t1)...
     *(l3*cos(t2 + t3) + l2*cos(t2)))/2 + (m4*sin(t1)*cos(t2 + t3)*...
     (l3)*cos(t1)*(l3*cos(t2 + t3) + l2*cos(t2)))/2 - (m5*cos(t1)*cos(t2 + ...
     t3)*l3*sin(t1)*(l3*cos(t2 + t3) + l2*cos(t2)))/2 + (m5*sin(t1)*cos...
     (t2 + t3)*l3*cos(t1)*(l3*cos(t2 + t3) + l2*cos(t2)))/2 - (m3*cos...
     (t1)*cos(t2 + t3)*lc3*sin(t1)*(lc3*cos(t2 + t3) + l2*cos...
     (t2)))/2 + (m3*sin(t1)*cos(t2 + t3)*lc3*cos(t1)*(lc3*cos(t2 + ...
     t3) + l2*cos(t2)))/2 + m4*cos(t1)*sin(t2 + t3)*l3*sin(t1)*...
     (l3*sin(t2 + t3) + l2*sin(t2)) - m4*sin(t1)*sin(t2 + t3)*l3...
     *cos(t1)*(l3*sin(t2 + t3) + l2*sin(t2)) + m5*cos(t1)*sin(t2 + t3)...
     *l3*sin(t1)*(l3*sin(t2 + t3) + l2*sin(t2)) - m5*sin(t1)*sin(t2 + ...
     t3)*l3*cos(t1)*(l3*sin(t2 + t3) + l2*sin(t2)) + m3*cos(t1)*sin(...
     (t2) + t3)*lc3*sin(t1)*(lc3*sin(t2 + t3) + l2*sin(t2)) - m3*sin(t1)...
     *sin(t2 + t3)*lc3*cos(t1)*(lc3*sin(t2 + t3) + l2*sin(t2))) + ...
     t2_d*t3_d*((cos(t1)*(Iyy3*sin(t1)*sin(t2 + t3)*(cos(t1)*cos...
     (t2 + t3)*sin(t1) - sin(t1)*cos(t2 + t3)*cos(t1)) + Iyy3*sin(t1)*cos(...
     (t2) + t3)*(cos(t1)*sin(t2 + t3)*sin(t1) - sin(t1)*sin(t2 + t3)*cos...
     (t1))))/2 - (sin(t1)*(Iyy3*cos(t1)*sin(t2 + t3)*(cos(t1)*cos...
     (t2 + t3)*sin(t1) - sin(t1)*cos(t2 + t3)*cos(t1)) + Iyy3*cos(t1)*cos(...
     (t2) + t3)*(cos(t1)*sin(t2 + t3)*sin(t1) - sin(t1)*sin(t2 + t3)*cos...
     (t1))))/2 + (l3*m4*sin(t2 + t3)*(cos(t2)*l2 + cos(t2 + t3)...
     *l3))/2 + (l3*m5*sin(t2 + t3)*(cos(t2)*l2 + cos(t2 + ...
     (t3))*l3))/2 + (lc3*m3*sin(t2 + t3)*(cos(t2)*l2 + cos(t2 + ...
     t3)*lc3))/2 - l3*m4*cos(t2 + t3)*sin(t2 + t3)*l3 - ...
     (l3*m4*sin(t2 + t3)*cos(t2 + t3)*l3)/2 - l3*m5*cos(t2 + ...
     (t3))*sin(t2 + t3)*l3 - (l3*m5*sin(t2 + t3)*cos(t2 + t3)*l3)...
     /2 - lc3*m3*cos(t2 + t3)*sin(t2 + t3)*lc3 - (lc3*m3*sin(t2 + ...
     t3)*cos(t2 + t3)*lc3)/2 - (l3*m4*cos(t1)*cos(t2 + t3)*cos(t1)*(sin...
     (t2)*l2 + sin(t2 + t3)*l3))/2 - (l3*m5*cos(t1)...
     *cos(t2 + t3)*cos(t1)*(sin(t2)*l2 + sin(t2 + t3)*l3))/2 ...
     - (lc3*m3*cos(t1)*cos(t2 + t3)*cos(t1)*(sin(t2)*l2 + sin(t2 + ...
     t3)*lc3))/2 - (l3*m4*sin(t1)*cos(t2 + t3)*sin(t1)*(sin(t2)...
     *l2 + sin(t2 + t3)*l3))/2 - (l3*m5*sin(t1)*cos(t2 + t3)...
     *sin(t1)*(sin(t2)*l2 + sin(t2 + t3)*l3))/2 - ...
     (lc3*m3*sin(t1)*cos(t2 + t3)*sin(t1)*(sin(t2)*l2 + sin(t2 + ...
     t3)*lc3))/2 + (l3*m4*cos(t1)*cos(t2 + t3)*sin(t2 + t3)...
     *l3*cos(t1))/2 + l3*m4*cos(t1)*sin(t2 + t3)*cos(t2 + t3)*...
     (l3)*cos(t1) + (l3*m5*cos(t1)*cos(t2 + t3)*sin(t2 + t3)*l3...
     *cos(t1))/2 + l3*m5*cos(t1)*sin(t2 + t3)*cos(t2 + t3)*l3*cos...
     (t1) + (lc3*m3*cos(t1)*cos(t2 + t3)*sin(t2 + t3)*lc3*cos(t1))...
     /2 + lc3*m3*cos(t1)*sin(t2 + t3)*cos(t2 + t3)*lc3*cos(t1) + ...
     (l3*m4*sin(t1)*cos(t2 + t3)*sin(t2 + t3)*l3*sin(t1))/2 + ...
     l3*m4*sin(t1)*sin(t2 + t3)*cos(t2 + t3)*l3*sin(t1) + ...
     (l3*m5*sin(t1)*cos(t2 + t3)*sin(t2 + t3)*l3*sin(t1))/2 + ...
     l3*m5*sin(t1)*sin(t2 + t3)*cos(t2 + t3)*l3*sin(t1) + ...
     (lc3*m3*sin(t1)*cos(t2 + t3)*sin(t2 + t3)*lc3*sin(t1))/2 + ...
     lc3*m3*sin(t1)*sin(t2 + t3)*cos(t2 + t3)*lc3*sin(t1)) - ...
     t1_d*t3_d*((Iyy3*cos(t1)*sin(t2 + t3)*sin(t2 + t3)*sin(t1))/2 - ...
     (Iyy3*sin(t1)*sin(t2 + t3)*sin(t2 + t3)*cos(t1))/2 - (Iyy3*cos(...
     (t1))*cos(t2 + t3)*cos(t2 + t3)*sin(t1))/2 + (Iyy3*sin(t1)*cos(...
     (t2) + t3)*cos(t2 + t3)*cos(t1))/2 - (l3*m4*cos(t1)*cos(t2 + t3)*sin(t1)*...
     (cos(t2)*l2 + cos(t2 + t3)*l3))/2 + (l3*m4*sin(...
     (t1))*cos(t2 + t3)*cos(t1)*(cos(t2)*l2 + cos(t2 + t3)*...
     (l3)))/2 - (l3*m5*cos(t1)*cos(t2 + t3)*sin(t1)*(cos(t2)*l2 + cos...
     (t2 + t3)*l3))/2 + (l3*m5*sin(t1)*cos(t2 + t3)*cos(t1)*(cos...
     (t2)*l2 + cos(t2 + t3)*l3))/2 - (lc3*m3*cos(t1)...
     *cos(t2 + t3)*sin(t1)*(cos(t2)*l2 + cos(t2 + t3)*lc3))...
     /2 + (lc3*m3*sin(t1)*cos(t2 + t3)*cos(t1)*(cos(t2)*l2 + cos(...
     (t2) + t3)*lc3))/2 + (l3*m4*cos(t1)*sin(t2 + t3)*sin(t2 ...
     + t3)*l3*sin(t1))/2 - (l3*m4*sin(t1)*sin(t2 + t3)*sin(t2 + ...
     t3)*l3*cos(t1))/2 + (l3*m5*cos(t1)*sin(t2 + t3)*sin(t2 + t3)...
     *l3*sin(t1))/2 - (l3*m5*sin(t1)*sin(t2 + t3)*sin(t2 + t3)...
     *l3*cos(t1))/2 + (lc3*m3*cos(t1)*sin(t2 + t3)*sin(t2 + t3)...
     *lc3*sin(t1))/2 - (lc3*m3*sin(t1)*sin(t2 + t3)*sin(t2 + t3)...
     *lc3*cos(t1))/2) + t2_d*t3_d*((cos(t1)*(Iyy3*sin(t1)*sin(t2 + ...
     (t3))*(cos(t1)*cos(t2 + t3)*sin(t1) - sin(t1)*cos(t2 + t3)*cos(t1)) + ...
     Iyy3*sin(t1)*cos(t2 + t3)*(cos(t1)*sin(t2 + t3)*sin(t1) - sin...
     (t1)*sin(t2 + t3)*cos(t1))))/2 - (sin(t1)*(Iyy3*cos(t1)*sin(t2 + ...
     t3)*(cos(t1)*cos(t2 + t3)*sin(t1) - sin(t1)*cos(t2 + t3)*cos(t1)) + ...
     Iyy3*cos(t1)*cos(t2 + t3)*(cos(t1)*sin(t2 + t3)*sin(t1) - sin...
     (t1)*sin(t2 + t3)*cos(t1))))/2 - (m4*sin(t2 + t3)*l3*(l3*cos...
     (t2 + t3) + l2*cos(t2)))/2 - (m5*sin(t2 + t3)*l3*(l3*cos(t2 + t3) + ...
     l2*cos(t2)))/2 - (m3*sin(t2 + t3)*lc3*(lc3*cos(t2 + t3) + l2*cos...
     (t2)))/2 - (l3*m4*cos(t2 + t3)*sin(t2 + t3)*l3)/2 - (l3*m5*cos(...
     (t2) + t3)*sin(t2 + t3)*l3)/2 - (lc3*m3*cos(t2 + t3)*sin(t2 + ...
     t3)*lc3)/2 + (m4*cos(t1)*cos(t2 + t3)*l3*cos(t1)*...
     (l3*sin(t2 + t3) + l2*sin(t2)))/2 + (m5*cos(t1)*cos(t2 + t3)*...
     (l3)*cos(t1)*(l3*sin(t2 + t3) + l2*sin(t2)))/2 + (m3*cos(t1)*cos(t2 + ...
     t3)*lc3*cos(t1)*(lc3*sin(t2 + t3) + l2*sin(t2)))/2 + (m4*sin(t1)...
     *cos(t2 + t3)*l3*sin(t1)*(l3*sin(t2 + t3) + l2*sin(t2)))/2 + ...
     (m5*sin(t1)*cos(t2 + t3)*l3*sin(t1)*(l3*sin(t2 + t3) + l2*sin...
     (t2)))/2 + (m3*sin(t1)*cos(t2 + t3)*lc3*sin(t1)*(lc3*sin(t2 + ...
     t3) + l2*sin(t2)))/2 + (l3*m4*cos(t1)*sin(t2 + t3)*cos(t2 + t3)...
     *l3*cos(t1))/2 + (l3*m5*cos(t1)*sin(t2 + t3)*cos(t2 + t3)...
     *l3*cos(t1))/2 + (lc3*m3*cos(t1)*sin(t2 + t3)*cos(t2 + t3)...
     *lc3*cos(t1))/2 + (l3*m4*sin(t1)*sin(t2 + t3)*cos(t2 + t3)...
     *l3*sin(t1))/2 + (l3*m5*sin(t1)*sin(t2 + t3)*cos(t2 + t3)...
     *l3*sin(t1))/2 + (lc3*m3*sin(t1)*sin(t2 + t3)*cos(t2 + t3)...
     *lc3*sin(t1))/2) - t1_d*t3_d*((Iyy3*sin(t2 + t3)*(cos(t1)*sin...
     (t2 + t3)*sin(t1) - sin(t1)*sin(t2 + t3)*cos(t1)))/2 - (Iyy3*cos(t2 + ...
     t3)*(cos(t1)*cos(t2 + t3)*sin(t1) - sin(t1)*cos(t2 + t3)*cos(t1)))...
     /2 - (m4*cos(t1)*cos(t2 + t3)*l3*sin(t1)*(l3*cos(t2 + t3) + ...
     l2*cos(t2)))/2 + (m4*sin(t1)*cos(t2 + t3)*l3*cos(t1)*(l3*cos...
     (t2 + t3) + l2*cos(t2)))/2 - (m5*cos(t1)*cos(t2 + t3)*l3*sin...
     (t1)*(l3*cos(t2 + t3) + l2*cos(t2)))/2 + (m5*sin(t1)*cos(t2 + t3)...
     *l3*cos(t1)*(l3*cos(t2 + t3) + l2*cos(t2)))/2 - (m3*cos(t1)*cos(t2 ...
     + t3)*lc3*sin(t1)*(lc3*cos(t2 + t3) + l2*cos(t2)))/2 + (m3*sin(t1)...
     *cos(t2 + t3)*lc3*cos(t1)*(lc3*cos(t2 + t3) + l2*cos(t2)))/2 + ...
     (l3*m4*cos(t1)*sin(t2 + t3)*sin(t2 + t3)*l3*sin(t1))/2 - ...
     (l3*m4*sin(t1)*sin(t2 + t3)*sin(t2 + t3)*l3*cos(t1))/2 + ...
     (l3*m5*cos(t1)*sin(t2 + t3)*sin(t2 + t3)*l3*sin(t1))/2 - ...
     (l3*m5*sin(t1)*sin(t2 + t3)*sin(t2 + t3)*l3*cos(t1))/2 + ...
     (lc3*m3*cos(t1)*sin(t2 + t3)*sin(t2 + t3)*lc3*sin(t1))/2 - ...
     (lc3*m3*sin(t1)*sin(t2 + t3)*sin(t2 + t3)*lc3*cos(t1))/2)

     V4 = 0;
     V5 = 0;

     % TINH D
     D = [D11 D12 D13 D14 D15;...
          D21 D22 D23 D24 D25;...
          D31 D32 D33 D34 D35;...
          D41 D42 D43 D44 D45;...
          D51 D52 D53 D54 D55;];

     % TINH V
     V = [V1; V2; V3; V4; V5;]

     % TINH tau
     %tau = D*q_dd + V + G
     tau = D*q_dd + V + G

     % MOMENT PLOT
     plot(i,tau(1),'.r'); xlabel('Time (s)'); ylabel('Tau1 (Nm)');
     plot(i,tau(2),'.g'); xlabel('Time (s)'); ylabel('Tau2 (Nm)');
     plot(i,tau(3),'.b'); xlabel('Time (s)'); ylabel('Tau3 (Nm)');
     plot(i,tau(4),'*r'); xlabel('Time (s)'); ylabel('Tau4 (Nm)');
     plot(i,tau(5),'.m'); xlabel('Time (s)'); ylabel('Tau5 (Nm)');
     hold on
     grid on
end
